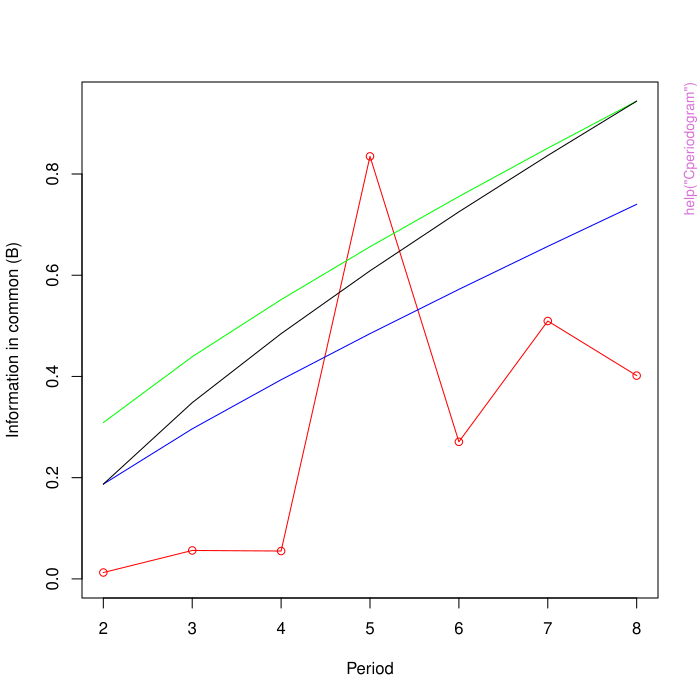

Write R code to recreate this figure.
pkgname <- "adespatial"
source(file.path(R.home("share"), "R", "examples-header.R"))
options(warn = 1)
base::assign(".ExTimings", "adespatial-Ex.timings", pos = 'CheckExEnv')
base::cat("name\tuser\tsystem\telapsed\n", file=base::get(".ExTimings", pos = 'CheckExEnv'))
base::assign(".format_ptime",
function(x) {
  if(!is.na(x[4L])) x[1L] <- x[1L] + x[4L]
  if(!is.na(x[5L])) x[2L] <- x[2L] + x[5L]
  options(OutDec = '.')
  format(x[1L:3L], digits = 7L)
},
pos = 'CheckExEnv')

### * </HEADER>
library('adespatial')

base::assign(".oldSearch", base::search(), pos = 'CheckExEnv')
base::assign(".old_wd", base::getwd(), pos = 'CheckExEnv')
cleanEx()
nameEx("Cperiodogram")
### * Cperiodogram

flush(stderr()); flush(stdout())

base::assign(".ptime", proc.time(), pos = "CheckExEnv")
### Name: Cperiodogram
### Title: Contingency periodogram
### Aliases: Cperiodogram

### ** Examples

# Data from the numerical example of Subsection 12.4.2 of Legendre and Legendre (2012).
test.vec <- c(1,1,2,3,3,2,1,2,3,2,1,1,2,3,3,1)
# Periodogram with tests using the chi-square distribution
res <- Cperiodogram(test.vec)
# Periodogram with permutation tests
res <- Cperiodogram(test.vec, nperm=2000, graph=FALSE)




base::assign(".dptime", (proc.time() - get(".ptime", pos = "CheckExEnv")), pos = "CheckExEnv")
base::cat("Cperiodogram", base::get(".format_ptime", pos = 'CheckExEnv')(get(".dptime", pos = "CheckExEnv")), "\n", file=base::get(".ExTimings", pos = 'CheckExEnv'), append=TRUE, sep="\t")
cleanEx()
nameEx("LCBD.comp")
### * LCBD.comp

flush(stderr()); flush(stdout())

base::assign(".ptime", proc.time(), pos = "CheckExEnv")
### Name: LCBD.comp
### Title: Compute LCBD from any D matrix
### Aliases: LCBD.comp
### Keywords: spatial

### ** Examples


### Example 1
### Compute the Hellinger distance, then the LCBD indices.
if(require("vegan", quietly = TRUE)){
data(mite)
mite.hel = decostand(mite, "hellinger")
mite.D = dist(mite.hel)
out.mite.D = LCBD.comp(mite.D, sqrt.D=FALSE)
}

### Example 2
if(require("ade4", quietly = TRUE) & require("adegraphics", quietly = TRUE)){
data(doubs)
fish.sp = doubs$fish[-8,]   # Fish data; site 8 is removed because no fish were caught

out.comp = beta.div.comp(fish.sp, coef="S", quant=TRUE)

out.fish.D = LCBD.comp(out.comp$D, sqrt.D=TRUE)   # out.comp.D is not Euclidean
out.fish.D$beta
out.fish.Repl = LCBD.comp(out.comp$repl, sqrt.D=TRUE)   # out.comp$repl is not Euclidean
out.fish.Repl$beta
out.fish.AbDiff = LCBD.comp(out.comp$rich, sqrt.D=FALSE)   # out.comp$rich is Euclidean
out.fish.AbDiff$beta

### Plot maps of the LCBD indices
fish.xy = doubs$xy[-8,]   # Geographic coordinates; site 8 removed because no fish were caught

# Map of LCBD indices for %difference dissimilarity
s.value(fish.xy, out.fish.D$LCBD, method="size", symbol = "circle",
col = c("white", "brown"), main = "Doubs fish LCBD, %difference D")

# Map of LCBD indices for replacement component of %difference dissimilarity
s.value(fish.xy, out.fish.Repl$LCBD, method="size", symbol = "circle",
col = c("white", "brown"), main = "Doubs fish replacement LCBD")

# Map of LCBD indices for abundance difference component of %difference dissimilarity
s.value(fish.xy, out.fish.AbDiff$LCBD, method="size", symbol = "circle", 
col = c("white", "brown"), main = "Doubs fish abundance diff. LCBD")
}

## Not run: 
##D ### Example 3
##D ### This example requires packages \code{"betapart"} and \code{"ade4"} for data. 
##D ### For the Baselga-family indices, the same partitioning results are obtained using
##D ### (1) beta.div.comp or (2) beta.pair.abund() of \code{"betapart"} and LCBD.comp()
##D 
##D data(doubs)   # Data available in \code{"ade4"}
##D fish.sp = doubs$fish[-8,]   
##D # Fish data; site 8 is removed because no fish were caught
##D # We use abundance data in this example, not presence-absence data
##D 
##D # Partition into Baselga-family replacement and nestedness components 
##D # using \code{"beta.div.comp"} with the percentage difference index (aka Bray-Curtis)
##D out.comp = beta.div.comp(fish.sp, coef="BS", quant=TRUE)
##D out.comp$part
##D 
##D # Compute the D and component matrices using \code{"beta.pair.abund"}
##D out3 = beta.pair.abund(fish.sp, index.family = "bray")
##D summary(out3)
##D 
##D is.euclid(out3$beta.bray)    # D matrix out3$beta.bray is not Euclidean
##D out3.D = LCBD.comp(out3$beta.bray, sqrt.D=TRUE)
##D out3.D$beta
##D # Compare BDtotal here to BDtotal in out.comp$part (above)
##D 
##D out3.Repl = LCBD.comp(out3$beta.bray.bal, sqrt.D=TRUE)
##D out3.Repl$beta
##D # Compare BDtotal here to RichDiff in out.comp$part (above)
##D 
##D out3.AbDiff = LCBD.comp(out3$beta.bray.gra, sqrt.D=TRUE)
##D out3.AbDiff$beta
##D # Compare BDtotal here to RichDiff/Nes in out.comp$part (above)
## End(Not run)




base::assign(".dptime", (proc.time() - get(".ptime", pos = "CheckExEnv")), pos = "CheckExEnv")
base::cat("LCBD.comp", base::get(".format_ptime", pos = 'CheckExEnv')(get(".dptime", pos = "CheckExEnv")), "\n", file=base::get(".ExTimings", pos = 'CheckExEnv'), append=TRUE, sep="\t")
cleanEx()
nameEx("ScotchWhiskey")
### * ScotchWhiskey

flush(stderr()); flush(stdout())

base::assign(".ptime", proc.time(), pos = "CheckExEnv")
### Name: ScotchWhiskey
### Title: Scotch Whiskey Data Set
### Aliases: ScotchWhiskey
### Keywords: Scotch Whiskey

### ** Examples

data(ScotchWhiskey)
lapply(ScotchWhiskey,ncol)
ScotchWhiskey$nbChar
ScotchWhiskey$listW  ## attr(ScotchWhiskey$listW,"class")
names(ScotchWhiskey)
names(ScotchWhiskey$dist)

plotWhiskey <- function(main) {
    plot(x=ScotchWhiskey$geo@coords[,1L]/1000,
         xlab="Eastings (km)",
         y=ScotchWhiskey$geo@coords[,2L]/1000,
         ylab="Northings (km)",
         main=main,
         type="n",asp=1)
    apply(
        ScotchWhiskey$neighbor@data,1L,
        function(X,coords) {
            segments(
                coords[X[1L],1L]/1000,
                coords[X[1L],2L]/1000,
                coords[X[2L],1L]/1000,
                coords[X[2L],2L]/1000
            )
        },
        coords=ScotchWhiskey$geo@coords
    )
    invisible(NULL)
}

plotWhiskey("Scotch whiskey: peat nose")
cols <- c("blue","orange")
points(ScotchWhiskey$geo@coords/1000,pch=21L,
       bg=cols[ScotchWhiskey$nose[,"peat"]+1L])
legend(x=50,y=1000,legend=c("Has a peat nose","Has no peat nose"),
       pch=21L,pt.bg=rev(cols))

plotWhiskey("Scotch whiskey: soft body")
cols <- c("red","green")
points(ScotchWhiskey$geo@coords/1000,pch=21L,
       bg=cols[ScotchWhiskey$body[,"soft"]+1L])
legend(x=50,y=1000,legend=c("Has a soft body","Has no soft body"),
       pch=21L,pt.bg=rev(cols))

plotWhiskey("Scotch whiskey: spicy palate")
cols <- c("red","green")
points(ScotchWhiskey$geo@coords/1000,pch=21L,
       bg=cols[ScotchWhiskey$palate[,"spice"]+1L])
legend(x=50,y=1000,legend=c("Has a spicy palate","Has no spicy palate"),
       pch=21L,pt.bg=rev(cols))

plotWhiskey("Scotch whiskey: sweet finish")
cols <- c("red","green")
points(ScotchWhiskey$geo@coords/1000,pch=21L,
       bg=cols[ScotchWhiskey$finish[,"sweet"]+1L])
legend(x=50,y=1000,legend=c("Has a sweet finish","Has no sweet finish"),
       pch=21L,pt.bg=rev(cols))

## To visualize (part of) the distance matrices:
as.matrix(ScotchWhiskey$dist$nose)[1:5,1:5]
as.matrix(ScotchWhiskey$dist$body)[1:5,1:5]
as.matrix(ScotchWhiskey$dist$palate)[1:5,1:5]
as.matrix(ScotchWhiskey$dist$finish)[1:5,1:5]

## The data tables:
ScotchWhiskey$colour
head(ScotchWhiskey$nose)
head(ScotchWhiskey$body)
head(ScotchWhiskey$palate)
head(ScotchWhiskey$finish)



base::assign(".dptime", (proc.time() - get(".ptime", pos = "CheckExEnv")), pos = "CheckExEnv")
base::cat("ScotchWhiskey", base::get(".format_ptime", pos = 'CheckExEnv')(get(".dptime", pos = "CheckExEnv")), "\n", file=base::get(".ExTimings", pos = 'CheckExEnv'), append=TRUE, sep="\t")
cleanEx()
nameEx("TBI")
### * TBI

flush(stderr()); flush(stdout())

base::assign(".ptime", proc.time(), pos = "CheckExEnv")
### Name: TBI
### Title: TBI: Difference between multivariate observations at T1 and T2
### Aliases: TBI

### ** Examples

if(require("vegan", quietly = TRUE)) {

## Example 1 -

## Invertebrate communities subjected to insecticide treatment.

## As an example in their paper on Principal Response Curves (PRC method), van den
## Brink & ter Braak (1999) used observations on the abundances of 178 invertebrate
## species (macroinvertebrates and zooplankton) subjected to treatments in 12 mesocosms by
## the insecticide chlorpyrifos. The mesocosms were sampled at 11 occasions. The data,
## available in the {vegan} package, are log-transformed species abundances, ytranformed =
## log(10*y+1).

## The data of survey #4 will be compared to those of survey #11 in this example.
## Survey #4 was carried out one week after the insecticide treatment, whereas the fauna
## of the mesocosms was considered by the authors to have fully recovered from the
## insecticide treatment at survey #11.

data(pyrifos)

## The mesocosms had originally been attributed at random to the treatments. However,
## to facilitate presentation of the results, they will be listed here in order of
## increased insecticide doses: {0, 0, 0, 0, 0.1, 0.1, 0.9, 0.9, 6, 6, 44, 44} micro g/L.

## Select the 12 data rows of surveys 4 and 11 from the data file and reorder them

ord4 = c(38,39,41,47,37,44,40,46,43,48,42,45)

ord11 = c(122,123,125,131,121,128,124,130,127,132,126,129)

## Run the TBI function

res1 <- TBI(pyrifos[ord4,], pyrifos[ord11,], method = "%diff", nperm = 0, test.t.perm = FALSE)

res1$BCD.mat

## Example 2 -

## This example uses the mite data available in vegan. Let us pretend that sites 1-20
## represent T1 and sites 21-40 represent T2.


data(mite)

# Run the TBI function

res2 <- TBI(mite[1:20,], mite[21:40,], method = "%diff", nperm = 0, test.t.perm = FALSE)

summary(res2)

res2$BCD.mat

}



base::assign(".dptime", (proc.time() - get(".ptime", pos = "CheckExEnv")), pos = "CheckExEnv")
base::cat("TBI", base::get(".format_ptime", pos = 'CheckExEnv')(get(".dptime", pos = "CheckExEnv")), "\n", file=base::get(".ExTimings", pos = 'CheckExEnv'), append=TRUE, sep="\t")
cleanEx()
nameEx("Tiahura")
### * Tiahura

flush(stderr()); flush(stdout())

base::assign(".ptime", proc.time(), pos = "CheckExEnv")
### Name: Tiahura
### Title: Tiahura Transect Fish Data Set
### Aliases: Tiahura
### Keywords: Tiahura

### ** Examples

data(Tiahura)

## Compute dissimilary matrix from Jaccard's similarity coefficient:
tiah.jac <- dist.ldc(Tiahura$fish,method = "jaccard")

## Constrained clustering of the fish species:
tiah.chclust <- constr.hclust(tiah.jac, coords=Tiahura$habitat[,"distance"],
                              chron=TRUE)

## Plotting the results
par(mfrow=c(3,1))

## First graph: constrained clusters
par(mar=c(3,6.5,2,2))
dst <- Tiahura$habitat[,"distance"]
plot(NA, xlim=range(dst), ylim=c(0.5,5.5), yaxt="n",
     ylab="Partitions\n\n", xlab="")
parts <- c(2,3,5,7,12)
cols <- c("turquoise", "orange", "chartreuse", "aquamarine", "blue",
          "violet", "pink", "cyan", "green", "red", "cornsilk", "purple")
for(i in 1L:length(parts)) {
  tiah.chclust$coords[,"y"] <- i
  plot(tiah.chclust, parts[i], link=TRUE, lwd=3, hybrids="none",
       lwd.pt=0.5, cex=3, pch=21, plot=FALSE,
       col=cols[round(seq(1,length(cols), length.out=parts[i]))])
}
axis(2, at=1:length(parts), labels=paste(parts,"groups"), las=1)

## Second graph: transect profile
par(mar=c(4,6.5,1,2))
plot(x=dst, y=Tiahura$habitat[,"depth"],
     ylim=c(max(range(Tiahura$habitat[,"depth"])),-300),
     las=1, ylab="Depth\n(cm)\n", xlab="", type="l", lwd=2)
for(i in 1:nrow(Tiahura$reef)) {
  abline(v=Tiahura$reef[i,2], lty=3)
  abline(v=Tiahura$reef[i,3], lty=3)
  if((Tiahura$reef[i,3] - Tiahura$reef[i,2])<100) {
    text(x=(Tiahura$reef[i,2] + Tiahura$reef[i,3])/2, y=2350,
         labels=toupper(Tiahura$reef[i,1]),srt=90,adj=0)
  } else {
    text(x=(Tiahura$reef[i,2] + Tiahura$reef[i,3])/2, y=-150,
         labels=toupper(Tiahura$reef[i,1]))
  }
}

## Third graph: bottom composition
par(mar=c(5,6.5,0,2))
plot(NA,xlim=range(dst), ylim=c(0,1), las=1,
     ylab="Bottom composition\n(proportions)\n", xlab="Distance (m)")
bot <- cbind(0, Tiahura$habitat[,3:10])
for(i in 2:9) bot[,i] <- bot[,i] + bot[,i-1]
cols <- c("", "grey75", "brown", "grey25", "green", "purple",
          "lightgreen", "yellow", "white")
for(i in 2:9)
  polygon(x=c(dst, rev(dst)),y=c(bot[,i], rev(bot[,i-1]))/50,
          col=cols[i])
text(x=c(44, 365, 707, 538, 957, 111, 965),
     y=c(0.05, 0.47, 0.37, 0.58, 0.42, 0.80, 0.88),
     labels=colnames(bot)[2:8], xpd=TRUE)

## Species presence graph set:
plot_slice <- function(sl,split) {
  size <- ceiling(length(Tiahura$species)/split)
  sp_slice <- size*(sl - 1L) + (1L:size)
  image(z=t(as.matrix(Tiahura$fish[,sp_slice])),y=1:nrow(Tiahura$fish),
        x=1:length(sp_slice),zlim=c(0,1),col=c("white","black"),axes=FALSE,
        ylab="",xlab="")
  axis(1L,at=1:length(sp_slice),labels=Tiahura$species[sp_slice],las=2L)
  axis(2L,at=1:nrow(Tiahura$fish),label=rownames(Tiahura$fish),las=1L)
  invisible(NULL)
}
##
par(mar=c(15,5,2,2))
plot_slice(1L,5L)
## plot_slice(2L,5L)
## plot_slice(3L,5L)
## plot_slice(4L,5L)
## plot_slice(5L,5L)




base::assign(".dptime", (proc.time() - get(".ptime", pos = "CheckExEnv")), pos = "CheckExEnv")
base::cat("Tiahura", base::get(".format_ptime", pos = 'CheckExEnv')(get(".dptime", pos = "CheckExEnv")), "\n", file=base::get(".ExTimings", pos = 'CheckExEnv'), append=TRUE, sep="\t")
graphics::par(get("par.postscript", pos = 'CheckExEnv'))
cleanEx()
nameEx("WRperiodogram")
### * WRperiodogram

flush(stderr()); flush(stdout())

base::assign(".ptime", proc.time(), pos = "CheckExEnv")
### Name: WRperiodogram
### Title: Whittaker-Robinson periodogram
### Aliases: WRperiodogram plot.WRperio
### Keywords: multivariate

### ** Examples

 
### 1. Numerical example from Subsection 12.4.1 of Legendre and Legendre (2012)

test.vec <- c(2,2,4,7,10,5,2,5,8,4,1,2,5,9,6,3)

# Periodogram with permutation tests of significance
res <- WRperiodogram(test.vec)
plot(res) # Plot the periodogram

#####

### 2. Simulated data

# Generate a data series with periodic component using Legand's (1958) equation.
# Ref. Legendre and Legendre (2012, eq. 12.8, p. 753)
# x = time points, T = generated period, c = shift of curve, left (+) or right (-)

periodic.component <- function(x,T,c){cos((2*pi/T)*(x+c))}

n <- 500   # corresponds to 125 days with 4 observations per day
# Generate a lunar cycle, 29.5 days (T=118)
moon <- periodic.component(1:n, 118, 59)
# Generate a circadian cycle (T=4)
daily <- periodic.component(1:n, 4, 0)
# Generate an approximate tidal cycle (T=2)
# A real tidal signal would have a period of 12.42 h
tide <- periodic.component(1:n, 2, 0)

# Periodogram of the lunar component only 
res.moon.250 <- WRperiodogram(moon, nperm=0)  # T1=2, T2=n/2=250; no test
res.moon.130 <- WRperiodogram(moon, T2=130, nperm=499)
par(mfrow=c(1,2))
# Plot 2 moon cycles, n = 118*2 = 236 points
plot(moon[1:236], xlab="One time unit = 6 hours") 
plot(res.moon.130, prog=1) # Plot the periodogram

#####

# Add the daily and tidal components, plus a random normal error. With daily (T=4) and 
# tide (T=2), period 4 and its harmonics should have a higher W statistic than period 2
var1 <- daily + tide + rnorm(n, 0, 0.5)
# Plot a portion (40 points) of the data series
# Two periodic components identifiable. Tide (T=2) reinforces the daily signal (T=4)
par(mfrow=c(1,2))
plot(var1[1:40], pch=".", cex=1, xlab="One time unit = 6 hours")
lines(var1[1:40])
# Periodogram of 'var'
res.var1 <- WRperiodogram(var1, T2=40, nperm=499)
plot(res.var1, prog=3, line.col="blue") # Plot the periodogram
# The progressive correction for multiple tests (prog=3) was used in the periodogram.

#####

# Add the three components, plus a random normal error term
# to show that the WRperiodogram can test several periodic components at the same time.
# (5*moon) makes the lunar periods stronger than the daily and tidal periods
var2 <- 5*moon + daily + tide + rnorm(n, 0, 0.5)
# Plot a portion (150 points) of the data series
# The three periodic components are identifiable
par(mfrow=c(1,2))
plot(var2[1:150], pch=".", cex=1, xlab="One time unit = 6 hours")
lines(var2[1:150])

# Periodogram of 'var'
res.var2 <- WRperiodogram(var2, T2=130, nperm=499)
plot(res.var2, prog=1, line.col="blue") # Plot the periodogram
# Find the position of the maximum W statistic value in this periodogram
(which(res.var2[,2] == max(res.var2[,2])) -1)
# "-1" correction at the end of the previous line: the first computed period is T=2, 
# so period #118 is on line #117 of file res.var2

#####

# Illustration that the WR periodogram can handle missing values:
# Replace 10% of the 500 data by NA
select <- sort(sample(1:500)[1:50])
var.na <- var2
var.na[select] <- NA
res.var.na <- WRperiodogram(var.na, T2=130, nperm=499)
# Plot the periodogram with no correction for multiple tests
plot(res.var.na, prog=1)
# Plot periodogram again with progressive correction for multiple tests
plot(res.var.na, prog=3) 

#####

### 3. Data used in the examples of the documentation file of function afc() of {stats}
# Data file "ldeaths"; time series, 6 years x 12 months of deaths in UK hospitals
# First, examine the data file ldeaths. Then:
ld.res.perio <- WRperiodogram(ldeaths, nperm=499)
# Plot the periodogram with two types of corrections for multiple tests
par(mfrow=c(1,2))
plot(ld.res.perio, prog=1) # No correction for multiple testing
plot(ld.res.perio, prog=3) # Progressive correction for multiple tests
# The yearly cycle and harmonics are significant
# Compare the results of afc() to those of WRperiodogram above
acf(ldeaths)   # lag=1.0 is one year; see ?acf




base::assign(".dptime", (proc.time() - get(".ptime", pos = "CheckExEnv")), pos = "CheckExEnv")
base::cat("WRperiodogram", base::get(".format_ptime", pos = 'CheckExEnv')(get(".dptime", pos = "CheckExEnv")), "\n", file=base::get(".ExTimings", pos = 'CheckExEnv'), append=TRUE, sep="\t")
graphics::par(get("par.postscript", pos = 'CheckExEnv'))
cleanEx()
nameEx("aem")
### * aem

flush(stderr()); flush(stdout())

base::assign(".ptime", proc.time(), pos = "CheckExEnv")
### Name: aem
### Title: Construct asymmetric eigenvector maps (AEM)
### Aliases: aem
### Keywords: spatial

### ** Examples

# Construction of object of class nb (spdep)
if(require("spdep", quietly = TRUE)){
nb <- cell2nb(5,5,"queen")

# Create fictitious geographical coordinates 
xy <- cbind(1:25,expand.grid(1:5,1:5))

# Build binary site-by-link matrix
bin.mat <- aem.build.binary(nb,xy)

# Construct AEM eigenfunctions from an object of class aem.build.binary
res <- aem(aem.build.binary=bin.mat,rm.link0=FALSE)
res$values

# Illustrate 4 AEM eigenfunctions using bubble plots
opal <- palette()
palette(c("black","white"))
par(mfrow=c(2,2))
symbols(x=xy[,2:3], circles=abs(res$vectors[,1]), inches=FALSE, asp=1,
 fg=ifelse(sign(-res$vectors[,1])+1>0,1,0), 
 bg=ifelse(sign(res$vectors[,1])+1>0,1,0), xlab="x", ylab="y")
title("AEM 1")
symbols(x=xy[,2:3], circles=abs(res$vectors[,2]), inches=FALSE, 
asp=1, fg=ifelse(sign(-res$vectors[,2])+1>0,1,0),
 bg=ifelse(sign(res$vectors[,2])+1>0,1,0), xlab="x", ylab="y")
title("AEM 2")
symbols(x=xy[,2:3], circles=abs(res$vectors[,3]), inches=FALSE, 
asp=1, fg=ifelse(sign(-res$vectors[,3])+1>0,1,0), 
bg=ifelse(sign(res$vectors[,3])+1>0,1,0), xlab="x", ylab="y")
title("AEM 3")
symbols(x=xy[,2:3], circles=abs(res$vectors[,4]), inches=FALSE, asp=1,
 fg=ifelse(sign(-res$vectors[,4])+1>0,1,0), 
 bg=ifelse(sign(res$vectors[,4])+1>0,1,0), xlab="x", ylab="y")
title("AEM 4")

# Construct AEM eigenfunctions using only a site-by-link matrix
res2 <- aem(binary.mat=bin.mat[[1]])
res2$values

# Illustrate 4 AEM eigenfunctions using bubble plots
par(mfrow=c(2,2))
symbols(x=xy[,2:3], circles=abs(res2$vectors[,1]), inches=FALSE, 
asp=1, fg=ifelse(sign(-res2$vectors[,1])+1>0,1,0), 
bg=ifelse(sign(res2$vectors[,1])+1>0,1,0), xlab="x", ylab="y")
title("AEM 1")
symbols(x=xy[,2:3], circles=abs(res2$vectors[,2]), inches=FALSE,
asp=1, fg=ifelse(sign(-res2$vectors[,2])+1>0,1,0), 
bg=ifelse(sign(res2$vectors[,2])+1>0,1,0), xlab="x", ylab="y")
title("AEM 2")
symbols(x=xy[,2:3], circles=abs(res2$vectors[,3]), inches=FALSE,
asp=1, fg=ifelse(sign(-res2$vectors[,3])+1>0,1,0), 
bg=ifelse(sign(res2$vectors[,3])+1>0,1,0), xlab="x", ylab="y")
title("AEM 3")
symbols(x=xy[,2:3], circles=abs(res2$vectors[,4]), inches=FALSE,asp=1,
 fg=ifelse(sign(-res2$vectors[,4])+1>0,1,0), 
 bg=ifelse(sign(res2$vectors[,4])+1>0,1,0), xlab="x", ylab="y")
title("AEM 4")

palette(opal)

# Construct AEM eigenfunctions with a function of the distance
# as weights to put on the links

# Construction of object of class nb (spdep)
nb<-cell2nb(5,5,"queen")

# Create fictitious geographical coordinates
xy <- cbind(1:25,expand.grid(1:5,1:5))

# Build binary site-by-link matrix
bin.mat <- aem.build.binary(nb,xy)

# Construct a matrix of distances
long.lien.mat<-as.matrix(dist(xy))

# Extract the edges, remove the ones directly linked to site 0
lien.b<-bin.mat$edges[-1:-5,]

# Construct a vector giving the length of each edge
long.lien<-vector(length=nrow(lien.b))

for(i in 1:nrow(lien.b)){
	long.lien[i]<-long.lien.mat[lien.b[i,1],lien.b[i,2]]
}

# Construct a vector of weights based on distance
weight.vec<-1-(long.lien/max(long.lien))^2

# Construct AEM eigenfunctions from an object of class aem.build.binary
res <- aem(aem.build.binary=bin.mat,weight=weight.vec,rm.link0=TRUE)
res

# Computing Moran's I for AEMs

# Building AEMs
xy <- cbind(1:25,expand.grid(1:5,1:5))
Wdist <- 1/as.matrix(dist(xy[,2:3]))

nb <- cell2nb(5,5,"queen")
bin.mat <- aem.build.binary(nb,xy)
linkBase <- bin.mat[[2]]
link <- linkBase[-which(linkBase[,1] == 0),]
weight <- numeric()

for(i in 1:nrow(link)){
   weight[i] <- Wdist[link[i,1],link[i,2]]
}

AEM <- aem(bin.mat, weight = weight, rm.link0 = TRUE)

# Constructing asymmetric matrix
matasym <- matrix(0,ncol=25, nrow=25)

for(i in 1:nrow(link)){
    matasym[link[i,1],link[i,2]]<- weight[i]
}

# Build a listw object from the asymmetric matrix
listwAsym <- mat2listw(matasym)

# Calculate Moran's I for AEM
MoranIAEM <- moran.randtest(AEM$vectors, listwAsym)

}



base::assign(".dptime", (proc.time() - get(".ptime", pos = "CheckExEnv")), pos = "CheckExEnv")
base::cat("aem", base::get(".format_ptime", pos = 'CheckExEnv')(get(".dptime", pos = "CheckExEnv")), "\n", file=base::get(".ExTimings", pos = 'CheckExEnv'), append=TRUE, sep="\t")
graphics::par(get("par.postscript", pos = 'CheckExEnv'))
cleanEx()
nameEx("aem.build.binary")
### * aem.build.binary

flush(stderr()); flush(stdout())

base::assign(".ptime", proc.time(), pos = "CheckExEnv")
### Name: aem.build.binary
### Title: Construct a site-by-edge binary matrix
### Aliases: aem.build.binary
### Keywords: spatial

### ** Examples


### Create an object of class nb (spdep)
if(require("spdep", quietly = TRUE)){
nb<-cell2nb(5,5,"queen")

### Create fictitious geographical coordinates 
xy <- cbind(1:25,expand.grid(1:5,1:5))

### Build a binary site-by-link matrix; remove the site which have identical Y coordinate
### (by default argument: rm.same.y = TRUE)
bin.mat <- aem.build.binary(nb,xy)
str(bin.mat)

### Build a binary site-by-link matrix using the argument link: remove the site which
### have identical Y coordinate (by default argument: rm.same.y = TRUE)
edges<-expand.grid(1,2:25)
bin.mat <- aem.build.binary(coords=xy,link=edges)
str(bin.mat)

### Build a binary site-by-link matrix, making the process affect the points at 
### an angle of 45 degrees
bin.mat.45 <- aem.build.binary(nb,xy, rot.angle=45)
str(bin.mat.45)

### Build a binary site-by-link matrix, making the process affect the points at
### an angle of pi/3 radians
bin.mat.pi3 <- aem.build.binary(nb,xy,unit.angle="radians", rot.angle=pi/3)
str(bin.mat.pi3)
}




base::assign(".dptime", (proc.time() - get(".ptime", pos = "CheckExEnv")), pos = "CheckExEnv")
base::cat("aem.build.binary", base::get(".format_ptime", pos = 'CheckExEnv')(get(".dptime", pos = "CheckExEnv")), "\n", file=base::get(".ExTimings", pos = 'CheckExEnv'), append=TRUE, sep="\t")
cleanEx()
nameEx("aem.time")
### * aem.time

flush(stderr()); flush(stdout())

base::assign(".ptime", proc.time(), pos = "CheckExEnv")
### Name: aem.time
### Title: AEM for time series
### Aliases: aem.time
### Keywords: multivariate spatial

### ** Examples


# Time series containing 20 equispaced observations
out <- aem.time(20, moran = TRUE)

# Time series containing 20 observations with unequal spacing
# Generate (n-1) random interpoint distances
distances <- runif(19,1,5)

# Compute weights representing the ease of communication among points
w <- 1/(distances/max(distances))

# Compute the AEM eigenfunctions
out <- aem.time(20, w = w, moran = TRUE)




base::assign(".dptime", (proc.time() - get(".ptime", pos = "CheckExEnv")), pos = "CheckExEnv")
base::cat("aem.time", base::get(".format_ptime", pos = 'CheckExEnv')(get(".dptime", pos = "CheckExEnv")), "\n", file=base::get(".ExTimings", pos = 'CheckExEnv'), append=TRUE, sep="\t")
cleanEx()
nameEx("aem.weight.edges")
### * aem.weight.edges

flush(stderr()); flush(stdout())

base::assign(".ptime", proc.time(), pos = "CheckExEnv")
### Name: aem.weight.edges
### Title: Weight edges when constructing AEM variables
### Aliases: aem.weight.edges aem.weight.time
### Keywords: spatial ts

### ** Examples


### Time serie example
### Example - 12 dates (days from January 1st of year 1) 
### in a 6-year study starting September 5, 2000
if(require("spdep", quietly = TRUE)){
dates <- as.Date(c(129,269,500,631,864,976,1228,1352,1606,1730,1957,2087),origin="2000/1/1")
autocor.limit <- 522  # Limit of autcorrelation in the correlogram

### Using aem.weight.time()
(wtime <- aem.weight.time(dates, alpha=2, max.d=autocor.limit))
### Using aem.weight.edges()
n <- length(dates)
nb <- cell2nb(1, n)
xy.dates <- cbind(1:n, rep(1, n), dates)
(wtime <- aem.weight.edges(nb, xy.dates, alpha=2, max.d=autocor.limit))

n <- length(dates)
nb <- cell2nb(1, n)
xy.dates <- cbind(1:n, dates, rep(1, n)) ## Note the inversion of 'dates' and 'rep(1,n)'
wtime <- aem.weight.edges(nb, xy.dates, alpha=2, 
max.d=autocor.limit,rot.angle=90) # Note that 'rot.angle=90' was used

### Spatial example using default d.max (notice the warning)
###########################################################################
nb<-cell2nb(5,5,"queen")
xy <- cbind(1:25,expand.grid(1:5,1:5))
(wspace <- aem.weight.edges(nb,xy))
}




base::assign(".dptime", (proc.time() - get(".ptime", pos = "CheckExEnv")), pos = "CheckExEnv")
base::cat("aem.weight.edges", base::get(".format_ptime", pos = 'CheckExEnv')(get(".dptime", pos = "CheckExEnv")), "\n", file=base::get(".ExTimings", pos = 'CheckExEnv'), append=TRUE, sep="\t")
cleanEx()
nameEx("beta.div")
### * beta.div

flush(stderr()); flush(stdout())

base::assign(".ptime", proc.time(), pos = "CheckExEnv")
### Name: beta.div
### Title: Beta diversity computed as Var(Y)
### Aliases: beta.div

### ** Examples


if(require("vegan", quietly = TRUE) & require("adegraphics", quietly = TRUE)){
data(mite)
res = beta.div(mite, "hellinger", nperm=999)

# Plot a map of the LCBD indices using the Cartesian coordinates
data(mite.xy)
s.value(mite.xy, res$LCBD, symbol = "circle", col = c("white", "brown"), main="Map of mite LCBD")

### Example using the mite abundance data and the percentage difference dissimilarity
res = beta.div(mite, "percentdiff", nperm=999, clock=TRUE)

# Plot a map of the LCBD indices
signif = which(res$p.LCBD <= 0.05)	# Which are the significant LCBD indices?
nonsignif = which(res$p.LCBD > 0.05)	# Which are the non-significant LCBD indices?
g1 <- s.value(mite.xy[signif,], res$LCBD[signif], ppoint.alpha = 0.5, plegend.drawKey = FALSE,
 symbol = "circle", col = c("white", "red"), main="Map of mite LCBD (red = significant indices)")
g2 <- s.value(mite.xy[nonsignif,], res$LCBD[nonsignif], ppoint.alpha = 0.5,
symbol = "circle", col = c("white", "blue"))
g2+g1
}




base::assign(".dptime", (proc.time() - get(".ptime", pos = "CheckExEnv")), pos = "CheckExEnv")
base::cat("beta.div", base::get(".format_ptime", pos = 'CheckExEnv')(get(".dptime", pos = "CheckExEnv")), "\n", file=base::get(".ExTimings", pos = 'CheckExEnv'), append=TRUE, sep="\t")
cleanEx()
nameEx("beta.div.comp")
### * beta.div.comp

flush(stderr()); flush(stdout())

base::assign(".ptime", proc.time(), pos = "CheckExEnv")
### Name: beta.div.comp
### Title: Decompose D in replacement and richness difference components
### Aliases: beta.div.comp

### ** Examples


if(require(ade4, quietly = TRUE)){
data(doubs)
fish.sp = doubs$fish[-8,]   # Fish data; site 8 is removed because no fish were caught

# Compute and partition a matrix of Jaccard indices (presence-absence data)
out1 = beta.div.comp(fish.sp, coef="J", quant=FALSE)
out1$part

# Compute and partition a matrix of percentage difference indices
# (quantitative form of Sorensen index)
out2 = beta.div.comp(fish.sp, coef="S", quant=TRUE)
out2$part
# In paragraph Value, see the description of the 5 elements of vector part. 
# Is the fish beta diversity dominated by replacement or richness/abundance difference?
}




base::assign(".dptime", (proc.time() - get(".ptime", pos = "CheckExEnv")), pos = "CheckExEnv")
base::cat("beta.div.comp", base::get(".format_ptime", pos = 'CheckExEnv')(get(".dptime", pos = "CheckExEnv")), "\n", file=base::get(".ExTimings", pos = 'CheckExEnv'), append=TRUE, sep="\t")
cleanEx()
nameEx("chooseCN")
### * chooseCN

flush(stderr()); flush(stdout())

base::assign(".ptime", proc.time(), pos = "CheckExEnv")
### Name: chooseCN
### Title: Function to choose a connection network
### Aliases: chooseCN
### Keywords: spatial utilities

### ** Examples


if(require("ade4", quietly = TRUE)){
data(mafragh)

par(mfrow=c(2,2))
cn1 <- chooseCN(mafragh$xy,ask=FALSE,type=1)
cn2 <- chooseCN(mafragh$xy,ask=FALSE,type=2)
cn3 <- chooseCN(mafragh$xy,ask=FALSE,type=3)
cn4 <- chooseCN(mafragh$xy,ask=FALSE,type=4)

}




base::assign(".dptime", (proc.time() - get(".ptime", pos = "CheckExEnv")), pos = "CheckExEnv")
base::cat("chooseCN", base::get(".format_ptime", pos = 'CheckExEnv')(get(".dptime", pos = "CheckExEnv")), "\n", file=base::get(".ExTimings", pos = 'CheckExEnv'), append=TRUE, sep="\t")
graphics::par(get("par.postscript", pos = 'CheckExEnv'))
cleanEx()
nameEx("constr.hclust")
### * constr.hclust

flush(stderr()); flush(stdout())

base::assign(".ptime", proc.time(), pos = "CheckExEnv")
### Name: constr.hclust
### Title: Space- And Time-Constrained Clustering
### Aliases: constr.hclust

### ** Examples


## First example: Artificial map data from Legendre & Legendre
##                (2012, Fig. 13.26): n = 16

dat <- c(41,42,25,38,50,30,41,43,43,41,30,50,38,25,42,41)
coord.dat <- matrix(c(1,3,5,7,2,4,6,8,1,3,5,7,2,4,6,8,
                      4.4,4.4,4.4,4.4,3.3,3.3,3.3,3.3,
                      2.2,2.2,2.2,2.2,1.1,1.1,1.1,1.1),16,2)

## Obtaining a list of neighbours:
library(spdep)
listW <- nb2listw(tri2nb(coord.dat), style="B")
links.mat.dat <- listw2mat(listW)
neighbors <- listw2sn(listW)[,1:2]

## Calculating the (Euclidean) distance between points:
D.dat <- dist(dat)

## Display the points:
plot(coord.dat, type='n',asp=1)
title("Delaunay triangulation")
text(coord.dat, labels=as.character(as.matrix(dat)), pos=3)
for(i in 1:nrow(neighbors))
    lines(rbind(coord.dat[neighbors[i,1],],
          coord.dat[neighbors[i,2],]))

## Unconstrained clustring by hclust:
grpWD2_hclust <- hclust(D.dat, method="ward.D2")
plot(grpWD2_hclust, hang=-1)

## Clustering without a contiguity constraint;
## the result is represented as a dendrogram:
grpWD2_constr_hclust <- constr.hclust(D.dat, method="ward.D2")
plot(grpWD2_constr_hclust, hang=-1)

## Clustering with a contiguity constraint described by a list of
## links:
grpWD2cst_constr_hclust <-
    constr.hclust(
        D.dat, method="ward.D2",
        neighbors, coord.dat)

## To visualize using hclust's plotting method:
## stats:::plot.hclust(grpWD2cst_constr_hclust, hang=-1)

## Plot the results on a map with k=3 clusters:
plot(grpWD2cst_constr_hclust, k=3, links=TRUE, las=1, xlab="Eastings",
     ylab="Northings", cex=3, lwd=3)

## Generic functions from hclust can be used, for instance to obtain
## a list of members of each cluster:
cutree(grpWD2cst_constr_hclust, k=3)

## Now with k=5 clusters:
plot(grpWD2cst_constr_hclust, k=5, links=TRUE, las=1, xlab="Eastings",
     ylab="Northings", cex=3, lwd=3)
cutree(grpWD2cst_constr_hclust, k=5)

## End of the artificial map example


## Second example: Scotch Whiskey distilleries clustered using tasting
## scores (nose, body, palate, finish, and the four distances combined)
## constrained with respect to the distillery locations in Scotland.

## Documentation file about the Scotch Whiskey data: ?ScotchWhiskey

data(ScotchWhiskey)

## Cluster analyses for the nose, body, palate, and finish D
## matrices:

grpWD2cst_ScotchWhiskey <-
    lapply(
        ScotchWhiskey$dist,    ## A list of distance matrices
        constr.hclust,         ## The function called by function lapply
        links=ScotchWhiskey$neighbors@data,         ## The list of links
        coords=ScotchWhiskey$geo@coords/1000
    )

## The four D matrices (nose, body, palate, finish), represented as
## vectors in the ScotchWiskey data file, are combined as follows to
## produce a single distance matrix integrating all four types of
## tastes:

Dmat <- ScotchWhiskey$dist
ScotchWhiskey[["norm"]] <-
    sqrt(Dmat$nose^2 + Dmat$body^2 + Dmat$palate^2 + Dmat$finish^2)

## This example shows how to apply const.clust to a single D matrix when
## the data file contains several matrices.

grpWD2cst_ScotchWhiskey[["norm"]] <-
    constr.hclust(
        d=ScotchWhiskey[["norm"]],method="ward.D2",
        ScotchWhiskey$neighbors@data,
        coords=ScotchWhiskey$geo@coords/1000
    )

## A fonction to plot the Whiskey clustering results:

plotWhiskey <- function(wh, k) {
   par(fig=c(0,1,0,1))
   plot(grpWD2cst_ScotchWhiskey[[wh]], k=k, links=TRUE, las=1,
        xlab="Eastings (km)", ylab="Northings (km)", cex=0.1, lwd=3,
        main=sprintf("Feature: %s",wh))
   text(ScotchWhiskey$geo@coords/1000,labels=1:length(ScotchWhiskey$geo))
   legend(x=375, y=700, lty=1L, lwd=3, col=rainbow(1.2*k)[1L:k],
          legend=sprintf("Group %d",1:k), cex=1.25)
   SpeyZoom <- list(xlim=c(314.7,342.2), ylim=c(834.3,860.0))
   rect(xleft=SpeyZoom$xlim[1L], ybottom=SpeyZoom$ylim[1L],col="#E6E6E680",
        xright=SpeyZoom$xlim[2L], ytop=SpeyZoom$ylim[2L], lwd=2, lty=1L)
   par(fig=c(0.01,0.50,0.46,0.99), new=TRUE)
   plot(grpWD2cst_ScotchWhiskey[[wh]], xlim=SpeyZoom$xlim,
        ylim=SpeyZoom$ylim, k=k, links=TRUE, las=1, xlab="", ylab="",
        cex=0.1, lwd=3, axes=FALSE)
   text(ScotchWhiskey$geo@coords/1000,labels=1:length(ScotchWhiskey$geo))
   rect(xleft=SpeyZoom$xlim[1L], ybottom=SpeyZoom$ylim[1L],
        xright=SpeyZoom$xlim[2L], ytop=SpeyZoom$ylim[2L], lwd=2, lty=1L)
}

## Plot the clustering results on the map of Scotland for 5 groups.
## The inset map shows the Speyside distilleries in detail:
plotWhiskey("nose", 5L)
plotWhiskey("body", 5L)
plotWhiskey("palate", 5L)
plotWhiskey("finish", 5L)
plotWhiskey("norm", 5L)

## End of the Scotch Whiskey tasting data example

## Not run: 
##D 
##D ## Third example: Fish community composition along the Doubs River,
##D ## France. The sequence is analyzed as a case of chronological
##D ## clustering, substituting space for time.
##D 
##D library(ade4)
##D library(adespatial)
##D data(doubs, package="ade4")
##D Doubs.D <- dist.ldc(doubs$fish, method="hellinger")
##D grpWD2cst_fish <- constr.hclust(Doubs.D, method="ward.D2", chron=TRUE,
##D                                 coords=as.matrix(doubs$xy))
##D plot(grpWD2cst_fish, k=5, las=1, xlab="Eastings (km)",
##D      ylab="Northings (km)", cex=3, lwd=3)
##D 
##D ## Repeat the plot with other values of k (number of groups)
##D 
##D ## End of the Doubs River fish assemblages example
##D 
##D ## Example with 6 connected points, shown in Fig. 2 of Guénard & Legendre paper 
##D 
##D var = c(1.5, 0.2, 5.1, 3.0, 2.1, 1.4)
##D ex.Y = data.frame(var)
##D 
##D ## Site coordinates, matrix xy
##D x.coo = c(-1, -2, -0.5, 0.5, 2, 1)
##D y.coo = c(-2, -1, 0, 0, 1, 2)
##D ex.xy = data.frame(x.coo, y.coo)
##D 
##D ## Matrix of connecting edges E
##D from = c(1,1,2,3,4,3,4)
##D to = c(2,3,3,4,5,6,6)
##D ex.E = data.frame(from, to)
##D 
##D ## Carry out constrained clustering analysis
##D test.out <-
##D     constr.hclust(
##D         dist(ex.Y),       # Response dissimilarity matrix
##D         method="ward.D2", # Clustering method
##D         links=ex.E,       # File of link edges (constraint) E
##D         coords=ex.xy      # File of geographic coordinates
##D     )
##D 
##D par(mfrow=c(1,2))
##D ## Plot the map of the results for k = 3
##D plot(test.out, k=3)
##D ## Plot the dendrogram
##D stats:::plot.hclust(test.out, hang=-1)
##D 
##D 
##D ## Same example modified: disjoint clusters
##D ## Same ex.Y and ex.xy as in the previous example
##D var = c(1.5, 0.2, 5.1, 3.0, 2.1, 1.4)
##D ex.Y = data.frame(var)
##D 
##D ## Site coordinates, matrix xy
##D x.coo = c(-1, -2, -0.5, 0.5, 2, 1)
##D y.coo = c(-2, -1, 0, 0, 1, 2)
##D ex.xy = data.frame(x.coo, y.coo)
##D 
##D ## Matrix of connecting edges E2
##D from = c(1,1,2,4,4)
##D to = c(2,3,3,5,6)
##D ex.E2 = data.frame(from, to)
##D 
##D ## Carry out constrained clustering analysis
##D test.out2 <-
##D     constr.hclust(
##D         dist(ex.Y),       # Response dissimilarity matrix
##D         method="ward.D2", # Clustering method
##D         links=ex.E2,      # File of link edges (constraint) E
##D         coords=ex.xy      # File of geographic coordinates
##D     )
##D cutree(test.out2, k=2)
##D 
##D par(mfrow=c(1,2))
##D ## Plot the map of the results for k = 3
##D plot(test.out2, k=3)
##D ## Plot the dendrogram showing the disconnected groups
##D stats:::plot.hclust(test.out2, hang=-1)
##D axis(2,at=0:ceiling(max(test.out2$height,na.rm=TRUE)))
##D 
##D ## End of the disjoint clusters example
##D 
##D ## Benchmarking example
##D ## Benchmarking can be used to estimate computation time for different
##D ## values of N. 
##D ## Computing time grows with N at roughly the same speed as the memory
##D ## storage requirements to store the dissimilarity matrices.
##D 
##D require(magrittr)
##D require(pryr)
##D 
##D benchmark <- function(nobj) {
##D     # Argument -
##D     # nobj : Number of objects in simulation runs
##D     res <- matrix(NA,length(nobj),3) %>% as.data.frame
##D     colnames(res) <- c("N.objects","Storage (MiB)","Time (sec)")
##D     res[,1L] <- nobj
##D     ## resources <- list()
##D     for(i in 1:length(nobj)) { 
##D         N <- nobj[i]
##D         coords.mem <- cbind(x=runif(N,-1,1),y=runif(N,-1,1))
##D         dat.mem <- runif(N,0,1)
##D         if(i>1L) rm(D.mem) ; gc()
##D         D.mem <- try(dat.mem %>% dist)  #; gc()
##D         if(any(class(D.mem)=="try-error"))
##D             break
##D         neighbors.mem <-
##D             (coords.mem %>%
##D                  tri2nb %>%
##D                  nb2listw(style="B") %>%
##D                  listw2sn)[,1:2]
##D         {start.time = Sys.time()
##D             res.mem <- try(constr.hclust(D.mem, method="ward.D2",
##D                                          neighbors.mem))
##D             end.time = Sys.time()}
##D         if(any(class(res.mem)=="try-error"))
##D             break
##D         res[i,2L] <- (2*object_size(D.mem) + object_size(neighbors.mem) +
##D                           object_size(res.mem))/1048576  # n. bytes per MiB
##D         res[i,3L] <- end.time-start.time
##D     }
##D     res[["N.objects"]] <- as.integer(res[["N.objects"]])
##D     res
##D }
##D res <- benchmark(nobj=c(1000,2000,5000,10000,20000,50000,100000))
##D 
##D ## Plotting the results:
##D ok <- res %>% apply(1L, function(x) !x %>% is.na %>% any)
##D par(mar=c(3,6,2,2),mfrow=c(2L,1L))
##D barplot(height = res[ok,"Time (sec)"], names.arg= res[ok,"N.objects"],
##D         ylab="Time (seconds)\n",xlab="",las=1L,log="y")
##D par(mar=c(5,6,0,2))
##D barplot(height = res[ok,"Storage (MiB)"], names.arg= res[ok,"N.objects"],
##D         ylab="Total storage (MB)\n",xlab="Number of observations",
##D         las=1L,log="y")
##D 
##D ## Examine the output file
##D res
##D 
##D ## End of the benchmarking example
## End(Not run)
## End of examples




base::assign(".dptime", (proc.time() - get(".ptime", pos = "CheckExEnv")), pos = "CheckExEnv")
base::cat("constr.hclust", base::get(".format_ptime", pos = 'CheckExEnv')(get(".dptime", pos = "CheckExEnv")), "\n", file=base::get(".ExTimings", pos = 'CheckExEnv'), append=TRUE, sep="\t")
graphics::par(get("par.postscript", pos = 'CheckExEnv'))
cleanEx()
nameEx("create.dbMEM.model")
### * create.dbMEM.model

flush(stderr()); flush(stdout())

base::assign(".ptime", proc.time(), pos = "CheckExEnv")
### Name: create.dbMEM.model
### Title: Combine dbMEM matrices corresponding to groups of sites
### Aliases: create.dbMEM.model
### Keywords: spatial

### ** Examples

{
 # Generate random coordinates for 35 sites forming 6 distinct groups on the map
 Easting <- runif(35)+c(rep(0,6),rep(1.5,7),rep(3,6), rep(0,5),rep(1.5,5),rep(3,6))
 Northing<- runif(35)+c(rep(2.8,6),rep(2.3,7),rep(2.8,6), rep(0,5),rep(0.5,5),rep(0,6))
 cartesian <- cbind(Easting,Northing)
 rownames(cartesian) <- paste("S",1:nrow(cartesian),sep='')
 nsites.per.group <- c(6,7,6,5,5,6)

 result <- create.dbMEM.model(coord=cartesian, nsites=nsites.per.group)

 # Draw a map to check the coding of the sites into the groups
 site.codes <- unlist(apply(cbind(1:6),1,n=nsites.per.group,function(a,n) rep(a,n[a])))

 col.vec <- c("green3","gray99","orange2","gold1","brown3","gray70")
 plot(cartesian, pch=22, col="black", bg=col.vec[site.codes], cex=2, ylim=c(0,4),asp=1)
 text(cartesian,labels=rownames(cartesian), cex=0.5, pos=3)

 # Examine the staggered matrix of dbMEM eigenfunctions
 # Not run:
 result
}





base::assign(".dptime", (proc.time() - get(".ptime", pos = "CheckExEnv")), pos = "CheckExEnv")
base::cat("create.dbMEM.model", base::get(".format_ptime", pos = 'CheckExEnv')(get(".dptime", pos = "CheckExEnv")), "\n", file=base::get(".ExTimings", pos = 'CheckExEnv'), append=TRUE, sep="\t")
cleanEx()
nameEx("dbmem")
### * dbmem

flush(stderr()); flush(stdout())

base::assign(".ptime", proc.time(), pos = "CheckExEnv")
### Name: dbmem
### Title: dbMEM spatial eigenfunctions
### Aliases: dbmem

### ** Examples

if(require("ade4", quietly = TRUE) & require("adegraphics", quietly = TRUE)){

data(oribatid)
mite <- oribatid$fau      # 70 peat cores, 35 species
mite.xy <- oribatid$xy    # Geographic coordinates of the 70 cores

# Example 1: Compute the MEMs corresponding to all non-null eigenvalues
# thresh=1.012 is the value used in Borcard and Legendre (2002)
mite.dbmem1 <- dbmem(mite.xy, thresh=1.012, MEM.autocor = "non-null", silent = FALSE)
mite.dbmem1

# Print the (n-1) non-null eigenvalues
attributes(mite.dbmem1)$values
# or:  attr(mite.dbmem1, "values")

# Plot the associated spatial weighting matrix
s.label(mite.xy, nb = attr(mite.dbmem1, "listw"))

# Plot maps of the first 3 dbMEM eigenfunctions
s.value(mite.xy, mite.dbmem1[,1:3])

# Compute and test associated Moran's I values
# Eigenvalues are proportional to Moran's I

test <- moran.randtest(mite.dbmem1, nrepet = 99)
plot(test$obs, attr(mite.dbmem1, "values"), xlab = "Moran's I", ylab = "Eigenvalues")

# Decreasing values of Moran's I for the successive MEM.
# The red line is the expected value of Moran's I under H0.

plot(test$obs, xlab="MEM rank", ylab="Moran's I")
abline(h=-1/(nrow(mite.xy) - 1), col="red")

# Example 2: Compute only the MEMs with positive eigenvalues (and positive Moran's I)
mite.dbmem2 <- dbmem(mite.xy, thresh=1.012)
# or:  mite.dbmem2 <- dbmem(dist(mite.xy), thresh=1.012, silent=FALSE)
mite.dbmem2

# Examine the eigenvalues
attributes(mite.dbmem2)$values
# or:  attr(mite.dbmem2, "values")

# Examine (any portion of) the dbmem spatial eigenvectors
tmp <- as.matrix(mite.dbmem2)
tmp[1:10,1:6]
}




base::assign(".dptime", (proc.time() - get(".ptime", pos = "CheckExEnv")), pos = "CheckExEnv")
base::cat("dbmem", base::get(".format_ptime", pos = 'CheckExEnv')(get(".dptime", pos = "CheckExEnv")), "\n", file=base::get(".ExTimings", pos = 'CheckExEnv'), append=TRUE, sep="\t")
cleanEx()
nameEx("directional.response")
### * directional.response

flush(stderr()); flush(stdout())

base::assign(".ptime", proc.time(), pos = "CheckExEnv")
### Name: directional.response
### Title: Directional indices of community change
### Aliases: directional.response

### ** Examples


# Artificial Example
art <- c(1,1,1,0,0,0,
         0,0,0,1,1,0,
         0,0,0,0,0,1)
art.data <- matrix(art, nrow=3, ncol=6, byrow=TRUE)

art.out <- directional.response(art.data, method="overlap",relativize=NULL)

# Real data example: the Doubs River fish data (Verneaux 1973), available in ade4.
# 30 sites, 27 species. No fish had been caught at site 8; remove that site
if(require("ade4", quietly = TRUE)) {

data(doubs)
dim(doubs$fish)   
fish <- doubs$fish[-8,] 
dim(fish)
doubs.out <- directional.response(fish, method="gain", relativize="S")
}




base::assign(".dptime", (proc.time() - get(".ptime", pos = "CheckExEnv")), pos = "CheckExEnv")
base::cat("directional.response", base::get(".format_ptime", pos = 'CheckExEnv')(get(".dptime", pos = "CheckExEnv")), "\n", file=base::get(".ExTimings", pos = 'CheckExEnv'), append=TRUE, sep="\t")
cleanEx()
nameEx("dist.ldc")
### * dist.ldc

flush(stderr()); flush(stdout())

base::assign(".ptime", proc.time(), pos = "CheckExEnv")
### Name: dist.ldc
### Title: Dissimilarity matrices for community composition data
### Aliases: dist.ldc

### ** Examples


if(require("vegan", quietly = TRUE)) {
data(mite)
mat1  = as.matrix(mite[1:10, 1:15])   # No column has a sum of 0
mat2 = as.matrix(mite[61:70, 1:15])   # 7 of the 15 columns have a sum of 0

#Example 1: compute Hellinger distance for mat1
D.out = dist.ldc(mat1,"hellinger")

#Example 2: compute chi-square distance for mat2
D.out = dist.ldc(mat2,"chisquare")

#Example 3: compute percentage difference dissimilarity for mat2
D.out = dist.ldc(mat2,"percentdiff")

}





base::assign(".dptime", (proc.time() - get(".ptime", pos = "CheckExEnv")), pos = "CheckExEnv")
base::cat("dist.ldc", base::get(".format_ptime", pos = 'CheckExEnv')(get(".dptime", pos = "CheckExEnv")), "\n", file=base::get(".ExTimings", pos = 'CheckExEnv'), append=TRUE, sep="\t")
cleanEx()
nameEx("envspace.test")
### * envspace.test

flush(stderr()); flush(stdout())

base::assign(".ptime", proc.time(), pos = "CheckExEnv")
### Name: envspace.test
### Title: Perform a test of the shared space-environment fraction of a
###   variation partitioning using torus-translation (TT) or Moran Spectral
###   Randomisation (MSR)
### Aliases: envspace.test
### Keywords: spatial

### ** Examples

## Not run: 
##D if(require(vegan)) { 
##D # Illustration of the test of the SSEF on the oribatid mite data
##D # (Borcard et al. 1992, 1994 for details on the dataset):
##D # Community data (response matrix):
##D data(mite)
##D # Hellinger-transformation of the community data (Legendre and Gallagher 2001):
##D Y <- decostand(mite, method = "hellinger")
##D # Environmental explanatory dataset:
##D data(mite.env)
##D # We only use two numerical explanatory variables:
##D env <- mite.env[, 1:2]
##D dim(Y)
##D dim(env)
##D # Coordinates of the 70 sites:
##D data(mite.xy)
##D coord <- mite.xy
##D 
##D ### Building a list of candidate spatial weighting matrices (SWMs) for the 
##D ### optimisation of the SWM selection, separately for 'Y' and 'env':
##D # We create five candidate SWMs: a connectivity matrix based on a Gabriel graphs, on
##D # a minimum spanning tree (i.e., two contrasted graph-based SWMs), either
##D # not weighted, or weighted by a linear function decreasing with the distance),
##D # and a distance-based SWM corresponding to the connectivity and weighting
##D # criteria of the original PCNM method:
##D candidates <- listw.candidates(coord, nb = c("gab", "mst", "pcnm"), weights = c("binary",
##D                                                                                 "flin"))
##D ### Optimisation of the selection of a SWM:
##D # SWM for 'Y' (based on the best forward-selected subset of MEM variables):
##D modsel.Y <- listw.select(Y, candidates, method = "FWD", MEM.autocor = "positive",
##D                          p.adjust = TRUE)
##D                          
##D names(candidates)[modsel.Y$best.id]                 # Best SWM selected
##D modsel.Y$candidates$Pvalue[modsel.Y$best.id]        # Adjusted p-value of the global model
##D modsel.Y$candidates$N.var[modsel.Y$best.id]         # Nb of forward-selected MEM variables
##D modsel.Y$candidates$R2Adj.select[modsel.Y$best.id]  # Adjusted R2 of the selected MEM var.
##D 
##D # SWM for 'env' (method = "global" for the optimisation, as all MEM variables are required
##D # to use MSR):
##D modsel.env <- listw.select(env, candidates, method = "global", MEM.autocor = "positive",
##D                            p.adjust = TRUE)
##D 
##D names(candidates)[modsel.env$best.id]                  # Best SWM selected
##D modsel.env$candidates$Pvalue[modsel.env$best.id]       # Adjusted p-value of the global model
##D modsel.env$candidates$N.var[modsel.env$best.id]        # Nb of forward-selected MEM variables
##D modsel.env$candidates$R2Adj.select[modsel.env$best.id] # Adjusted R2 of the selected MEM var.
##D 
##D ### We perform the variation partitioning:
##D # Subset of selected MEM variables within the best SWM:
##D MEM.spe <- modsel.Y$best$MEM.select
##D 
##D VP <- varpart(Y, env, MEM.spe)
##D plot(VP)
##D 
##D # Test of the shared space-environment fraction (fraction [b]):
##D SSEF.test <- envspace.test(Y, env, coord, MEM.spe, 
##D                            listw.env = candidates[[modsel.env$best.id]], 
##D                            regular = FALSE, nperm = 999)
##D SSEF.test
##D 
##D # The SSEF is highly significant, indicating a potential induced spatial dependence.
##D }
## End(Not run)



base::assign(".dptime", (proc.time() - get(".ptime", pos = "CheckExEnv")), pos = "CheckExEnv")
base::cat("envspace.test", base::get(".format_ptime", pos = 'CheckExEnv')(get(".dptime", pos = "CheckExEnv")), "\n", file=base::get(".ExTimings", pos = 'CheckExEnv'), append=TRUE, sep="\t")
cleanEx()
nameEx("forward.sel")
### * forward.sel

flush(stderr()); flush(stdout())

base::assign(".ptime", proc.time(), pos = "CheckExEnv")
### Name: forward.sel
### Title: Forward selection with multivariate Y using permutation under
###   reducel model
### Aliases: forward.sel
### Keywords: multivariate

### ** Examples


x <- matrix(rnorm(30),10,3)
y <- matrix(rnorm(50),10,5)
    
forward.sel(y,x,nperm=99, alpha = 0.5)
 



base::assign(".dptime", (proc.time() - get(".ptime", pos = "CheckExEnv")), pos = "CheckExEnv")
base::cat("forward.sel", base::get(".format_ptime", pos = 'CheckExEnv')(get(".dptime", pos = "CheckExEnv")), "\n", file=base::get(".ExTimings", pos = 'CheckExEnv'), append=TRUE, sep="\t")
cleanEx()
nameEx("forward.sel.par")
### * forward.sel.par

flush(stderr()); flush(stdout())

base::assign(".ptime", proc.time(), pos = "CheckExEnv")
### Name: forward.sel.par
### Title: Parametric forward selection of explanatory variables in
###   regression and RDA
### Aliases: forward.sel.par
### Keywords: multivariate

### ** Examples


x <- matrix(rnorm(30),10,3)
y <- matrix(rnorm(50),10,5)
    
forward.sel.par(y,x, alpha = 0.5)
 



base::assign(".dptime", (proc.time() - get(".ptime", pos = "CheckExEnv")), pos = "CheckExEnv")
base::cat("forward.sel.par", base::get(".format_ptime", pos = 'CheckExEnv')(get(".dptime", pos = "CheckExEnv")), "\n", file=base::get(".ExTimings", pos = 'CheckExEnv'), append=TRUE, sep="\t")
cleanEx()
nameEx("give.thresh")
### * give.thresh

flush(stderr()); flush(stdout())

base::assign(".ptime", proc.time(), pos = "CheckExEnv")
### Name: give.thresh
### Title: Compute the maximum distance of the minimum spanning tree based
###   on a distance matrix
### Aliases: give.thresh

### ** Examples

xy <- matrix(rnorm(60),30,2)
dxy <- dist(xy)
th <- give.thresh(dxy)



base::assign(".dptime", (proc.time() - get(".ptime", pos = "CheckExEnv")), pos = "CheckExEnv")
base::cat("give.thresh", base::get(".format_ptime", pos = 'CheckExEnv')(get(".dptime", pos = "CheckExEnv")), "\n", file=base::get(".ExTimings", pos = 'CheckExEnv'), append=TRUE, sep="\t")
cleanEx()
nameEx("global.rtest")
### * global.rtest

flush(stderr()); flush(stdout())

base::assign(".ptime", proc.time(), pos = "CheckExEnv")
### Name: global.rtest
### Title: Global and local tests
### Aliases: global.rtest local.rtest
### Keywords: multivariate spatial

### ** Examples



# wait for a generic dataset





base::assign(".dptime", (proc.time() - get(".ptime", pos = "CheckExEnv")), pos = "CheckExEnv")
base::cat("global.rtest", base::get(".format_ptime", pos = 'CheckExEnv')(get(".dptime", pos = "CheckExEnv")), "\n", file=base::get(".ExTimings", pos = 'CheckExEnv'), append=TRUE, sep="\t")
cleanEx()
nameEx("listw.candidates")
### * listw.candidates

flush(stderr()); flush(stdout())

base::assign(".ptime", proc.time(), pos = "CheckExEnv")
### Name: listw.candidates
### Title: Function to create a list of spatial weighting matrices
### Aliases: listw.candidates
### Keywords: spatial

### ** Examples

### Create 100 random sampling locations in a squared grid of 120 x 120:
xy <- matrix(nrow = 100, ncol = 2)
xy[, 1] <- sample(c(1:120), 100, replace = FALSE)
xy[, 2] <- sample(c(1:120), 100, replace = FALSE)
### The function listw.candidates is used to build the spatial weighting matrices that
### we want to test and compare (with the listw.select function). We test a Gabriel's graph, 
### a minimum spanning tree, and a distance-based connectivity defined by a threshold
### distance corresponding to the smallest distance keeping all sites connected (i.e., 
### the defaut value of d2). These connectivity matrices are then either not weighted 
### (binary weighting), or weighted by the linearly decreasing function:
candidates <- listw.candidates(coord = xy, nb = c("gab", "mst", "dnear"), 
                               weights = c("binary", "flin"))
names(candidates)                              
plot(candidates[[1]], xy)
plot(candidates[[3]], xy)
### Construction of a different list of spatial weighting matrices. This time, the
### connexions are defined by a distance-based criterion based on the same threshold
### value, but the connections are weighted by the concave-down function with a y parameter
### varying between 2 and 5, and a concave-up function with a y parametre of 0.2.
candidates2 <- listw.candidates(coord = xy, nb = "dnear", weights = c("fdown", "fup"),
                                y_fdown = 1:5, y_fup = 0.2)
### Number of spatial weighting matrices generated:
length(candidates2) 
### A single SWM can also easily be generated with listw.candidates:
lw <- listw.candidates(xy, nb = "gab", weights = "bin")
plot(lw[[1]], xy)

### Generating MEM variables from an object of listw.candidates with scores.listw:
MEM <- scores.listw(lw[[1]])
### See functions mem.select and listw.select for examples of how to use an object
### created by listw.candidates with these functions.





base::assign(".dptime", (proc.time() - get(".ptime", pos = "CheckExEnv")), pos = "CheckExEnv")
base::cat("listw.candidates", base::get(".format_ptime", pos = 'CheckExEnv')(get(".dptime", pos = "CheckExEnv")), "\n", file=base::get(".ExTimings", pos = 'CheckExEnv'), append=TRUE, sep="\t")
cleanEx()
nameEx("listw.explore")
### * listw.explore

flush(stderr()); flush(stdout())

base::assign(".ptime", proc.time(), pos = "CheckExEnv")
### Name: listw.explore
### Title: Interactive tool to generate R code that creates a spatial
###   weighting matrix
### Aliases: listw.explore

### ** Examples

## Not run: 
##D ## a matrix or an object of class 'Spatial*' should be in the global environment
##D xy <- matrix(rnorm(50), 25)
##D listw.explore()
## End(Not run)



base::assign(".dptime", (proc.time() - get(".ptime", pos = "CheckExEnv")), pos = "CheckExEnv")
base::cat("listw.explore", base::get(".format_ptime", pos = 'CheckExEnv')(get(".dptime", pos = "CheckExEnv")), "\n", file=base::get(".ExTimings", pos = 'CheckExEnv'), append=TRUE, sep="\t")
cleanEx()
nameEx("listw.select")
### * listw.select

flush(stderr()); flush(stdout())

base::assign(".ptime", proc.time(), pos = "CheckExEnv")
### Name: listw.select
### Title: Function to optimize the selection of a spatial weighting matrix
###   and select the best subset of eigenvectors (MEM, Moran's Eigenvector
###   Maps)
### Aliases: listw.select
### Keywords: spatial

### ** Examples

## Not run: 
##D if(require(spdep)) {
##D ### Create a grid of 15 x 15:
##D grid <- expand.grid(x = seq(1, 15, 1), y = seq(1, 15, 1))
##D ### Generate a response variable Y structured at broad scale by linear combination of
##D ### the first three MEM variables to which a normal noise is added:
##D nb <- cell2nb(nrow = 15, ncol = 15, "queen")
##D lw <- nb2listw(nb, style = "B")
##D MEM <- scores.listw(lw, MEM.autocor = "positive")
##D # Degree of spatial autocorrelation:
##D intensity <- 0.8
##D Y_space <- scale(MEM[, 1] + MEM[, 2] + MEM[, 3]) * intensity
##D Y_noise <- scale(rnorm(n = nrow(MEM), mean = 0, sd = 1)) * (1 - intensity)
##D Y <- Y_space + Y_noise
##D ### Y is sampled in 100 randomly-chosen sites of the grid:
##D idx.sample <- sample(c(1:nrow(grid)), 100, replace = FALSE)
##D xy <- grid[idx.sample, ]
##D Y_sampled <- Y[idx.sample]
##D ### The function listw.candidates is used to build the spatial weighting matrices that
##D ### we want to test and compare (with the listw.select function). We test a Gabriel's graph,
##D ### a minimum spanning tree, and a distance-based connectivity defined by a threshold
##D ### distance corresponding to the smallest distance keeping all sites connected (i.e.,
##D ### the defaut value of d2; see help of function listw.candidates).
##D ### These connectivity matrices are then either not weighted (binary weighting), or
##D ### weighted by the linearly decreasing function (see help of the function listw.candidates):
##D candidates <- listw.candidates(coord = xy, nb = c("gab", "mst"), weights = c("binary", "flin"))
##D ### Number of candidate W matrices generated:
##D nbw <- length(candidates)
##D ### Significance threshold value after p-value correction (Sidak correction):
##D 1 - (1 - 0.05)^(1/nbw)
##D ### Optimization of the selection of the SWM among the candidates generated above,
##D ### using the corrected significance threshold calculated above for the global tests:
##D W_sel <- listw.select(Y_sampled, candidates, MEM.autocor = "positive", method = "FWD",
##D                     p.adjust = TRUE, nperm = 299)
##D ### Some characteristics of the best spatial model:
##D # Best SWM:
##D W_sel$best.id
##D # Selected subset of spatial predictor within the best SWM:
##D W_sel$best$MEM.select
##D nrow(W_sel$best$summary)
##D # Corrected p-value of the global test of the best SWM:
##D W_sel$best$global.test$Pvalue
##D # Adjusted R2 of the subset of spatial predictors selected within the chosen SWM:
##D max(W_sel$best$summary$R2Adj)
##D # p-values of all the tested W matrices:
##D W_sel$candidates$Pvalue
##D # Adjusted R2 of the subset of spatial predictors selected for all the significant
##D # W matrices:
##D W_sel$candidates$R2Adj.select
##D 
##D # See Appendix S3 of Bauman et al. 2018 for more extensive examples and illustrations.
##D }
## End(Not run)




base::assign(".dptime", (proc.time() - get(".ptime", pos = "CheckExEnv")), pos = "CheckExEnv")
base::cat("listw.select", base::get(".format_ptime", pos = 'CheckExEnv')(get(".dptime", pos = "CheckExEnv")), "\n", file=base::get(".ExTimings", pos = 'CheckExEnv'), append=TRUE, sep="\t")
cleanEx()
nameEx("mem")
### * mem

flush(stderr()); flush(stdout())

base::assign(".ptime", proc.time(), pos = "CheckExEnv")
### Name: scores.listw
### Title: Function to compute and manage Moran's Eigenvector Maps (MEM) of
###   a listw object
### Aliases: scores.listw mem orthobasis.listw [.orthobasisSp
### Keywords: spatial

### ** Examples


if(require("ade4", quietly = TRUE) & require("spdep", quietly = TRUE)){
data(oribatid)
nbtri <- tri2nb(as.matrix(oribatid$xy))
sc.tri <- scores.listw(nb2listw(nbtri, style = "B"))
summary(sc.tri)
}
if(require("adegraphics", quietly = TRUE)){
s.value(oribatid$xy,sc.tri[,1:9])
plot(sc.tri[,1:6], oribatid$xy, pSp.cex = 5, pSp.alpha = 0.5, pbackground.col = 'lightblue')
}




base::assign(".dptime", (proc.time() - get(".ptime", pos = "CheckExEnv")), pos = "CheckExEnv")
base::cat("mem", base::get(".format_ptime", pos = 'CheckExEnv')(get(".dptime", pos = "CheckExEnv")), "\n", file=base::get(".ExTimings", pos = 'CheckExEnv'), append=TRUE, sep="\t")
cleanEx()
nameEx("mem.select")
### * mem.select

flush(stderr()); flush(stdout())

base::assign(".ptime", proc.time(), pos = "CheckExEnv")
### Name: mem.select
### Title: Selection of the best subset of spatial eigenvectors (MEM,
###   Moran's Eigenvector Maps)
### Aliases: mem.select
### Keywords: spatial

### ** Examples

if(require(vegan)){ 
# Illustration of the MIR selection on the oribatid mite data
# (Borcard et al. 1992, 1994 for details on the dataset):
# *******************************************************
# Community data (response matrix):
data(mite)
# We will compute the example on a single species:
spe <- mite[, 2]
# Environmental explanatory dataset:
data(mite.env)
# We only use two numerical explanatory variables:
env <- mite.env[, 1:2]
dim(env)
# Coordinates of the 70 sites:
data(mite.xy)
coord <- mite.xy
# We build the model we are interested in:
mod <- lm(spe ~ ., data = env)


# In order to avoid possible type I error rate inflation issues, we check 
# whether the model residuals are independent, and if they are spatially
# autocorrelated, we select a small subset of MEM variables to add to the
# model as covariables with the MIR selection:

# 1) We build a spatial weighting matrix based on Gabriel graph with a
# weighting function decreasing linearly with the distance:
w <- listw.candidates(coord, nb = "gab", weights = "flin")


# 2) We test the spatial autocorrelation of the model residuals and, if
# necessary, select a subset of spatial predictors:
y <- residuals(mod)
MEM <- mem.select(x = y, listw = w[[1]], method = "MIR", MEM.autocor = "positive",
         nperm = 999, alpha = 0.05)
dim(MEM$MEM.select)
# The residuals of the model presented spatial autocorrelation. The selection
# of MEM variables is thus performed to remove residual autocorrelation.

# 3) We can reconstruct our model adding the selected MEM variable as covariables:
env2 <- cbind(env, MEM$MEM.select)
mod_complete <- lm(spe ~ ., data = env2)
summary(mod_complete)$coefficient[, 1]   # Coefficient estimates
summary(mod_complete)$coefficient[, 2]   # Standard errors
}





base::assign(".dptime", (proc.time() - get(".ptime", pos = "CheckExEnv")), pos = "CheckExEnv")
base::cat("mem.select", base::get(".format_ptime", pos = 'CheckExEnv')(get(".dptime", pos = "CheckExEnv")), "\n", file=base::get(".ExTimings", pos = 'CheckExEnv'), append=TRUE, sep="\t")
cleanEx()
nameEx("mfpa")
### * mfpa

flush(stderr()); flush(stdout())

base::assign(".ptime", proc.time(), pos = "CheckExEnv")
### Name: mfpa
### Title: Multi-frequential periodogram analysis
### Aliases: mfpa plot.mfpa print.mfpa

### ** Examples


### Example 1

# Simulate data with frequencies 2.3 and 6.1 and a random component, n = 100. 
# No trend, no autocorrelated residuals.

y <- as.matrix(0.4*(sin(2.3*2*pi*(1:100)/100)) +
0.4*(sin(6.1*2*pi*(1:100)/100)) + 0.2*rnorm(100))

res <- mfpa(y, MaxNFreq = 2, MinFreq = 2, ntrend = 0, nlags = 0)

# Compute the periods associated with the two periodic components. Each
# frequency in element $frequencies is a number of cycles in the whole series.
# The periods are expressed in numbers of time intervals of the data series. In
# this example, if the data are measured every min, the periods are in min.

periods <- 100/res$frequencies$frequency 

# Draw the data series and the fitted (or predicted) values

plot(res)

### Example 2

# Generate hourly periodic data with tide signal (tide period T = 12.42 h)
# during 1 year, hence 24*365 = 8760 hourly data. See
# https://en.wikipedia.org/wiki/Tide.

# In this simulation, constant (c = 0) puts the maximum value of the cosine at
# midnight on the first day of the series.

periodic.component <- function(x, T, c) cos((2*pi/T)*(x+c))

tide.h <- periodic.component(1:8760, 12.42, 0)

# The number of tides in the series is: 8760/12.42 = 705.314 tidal cycles
# during one year.

# Sample the hourly data series once a day at 12:00 noon every day. The
# periodic signal to be detected has a period smaller then the interval between
# consecutive observations and its frequency is larger than (n-1). The sequence
# of sampling hours for the tide.h data is:

h.noon <- seq(12, 8760, 24) 
tide.data <- tide.h[h.noon]
length(tide.data)   

# The series contains 365 sampling units

# Compute Dutilleul's multi-frequential periodogram

res.noon <- mfpa(tide.data, MaxNFreq = 1, MinFreq = 2, ntrend = 1, nlags = 2)

# Examine the frequency detected by the periodogram, element
# res.noon$frequencies. This is a harmonic of the tide signal in the original
# data series tide.h.

# Compute the period of the signal in the data series sampled hourly:

period <- 365/res.noon$frequencies$frequency

# Draw the data series and the adjusted values

plot(res.noon)

# Repeat this analysis after addition of random noise to the tide data

tide.noise <- tide.data + rnorm(365, 0, 0.25)

res.noise <- mfpa(tide.noise, MaxNFreq = 1, MinFreq = 2, ntrend = 1, nlags = 2)

plot(res.noise)




base::assign(".dptime", (proc.time() - get(".ptime", pos = "CheckExEnv")), pos = "CheckExEnv")
base::cat("mfpa", base::get(".format_ptime", pos = 'CheckExEnv')(get(".dptime", pos = "CheckExEnv")), "\n", file=base::get(".ExTimings", pos = 'CheckExEnv'), append=TRUE, sep="\t")
cleanEx()
nameEx("moran.bounds")
### * moran.bounds

flush(stderr()); flush(stdout())

base::assign(".ptime", proc.time(), pos = "CheckExEnv")
### Name: moran.bounds
### Title: Function to compute extreme values of Moran's I
### Aliases: moran.bounds
### Keywords: spatial

### ** Examples


if(require("ade4", quietly = TRUE)){
 if(require("spdep", quietly = TRUE)){
     data(oribatid)
     nbtri <- tri2nb(as.matrix(oribatid$xy))
     lwB <- nb2listw(nbtri, style = "B")
     lwW <- nb2listw(nbtri, style = "W")
     scB <- mem(lwB)
     scW <- mem(lwW)
     moran.bounds(lwB)
     moran.mc(scB[,1], lwB, 9)
     moran.mc(scB[,69], lwB, 9)
     moran.bounds(lwW)
     moran.mc(scW[,1], lwW, 9)
     moran.mc(scW[,69], lwW, 9)
 }
}




base::assign(".dptime", (proc.time() - get(".ptime", pos = "CheckExEnv")), pos = "CheckExEnv")
base::cat("moran.bounds", base::get(".format_ptime", pos = 'CheckExEnv')(get(".dptime", pos = "CheckExEnv")), "\n", file=base::get(".ExTimings", pos = 'CheckExEnv'), append=TRUE, sep="\t")
cleanEx()
nameEx("moran.randtest")
### * moran.randtest

flush(stderr()); flush(stdout())

base::assign(".ptime", proc.time(), pos = "CheckExEnv")
### Name: moran.randtest
### Title: Function to compute Moran's index of spatial autocorrelation
### Aliases: moran.randtest
### Keywords: spatial

### ** Examples


if(require("ade4", quietly = TRUE)  & require("spdep", quiet = TRUE)){
data(mafragh)
tests <- moran.randtest(mafragh$env, nb2listw(mafragh$nb))
tests
plot(tests)

}




base::assign(".dptime", (proc.time() - get(".ptime", pos = "CheckExEnv")), pos = "CheckExEnv")
base::cat("moran.randtest", base::get(".format_ptime", pos = 'CheckExEnv')(get(".dptime", pos = "CheckExEnv")), "\n", file=base::get(".ExTimings", pos = 'CheckExEnv'), append=TRUE, sep="\t")
cleanEx()
nameEx("moranNP.randtest")
### * moranNP.randtest

flush(stderr()); flush(stdout())

base::assign(".ptime", proc.time(), pos = "CheckExEnv")
### Name: moranNP.randtest
### Title: Function to compute positive and negative parts of Moran's index
###   of spatial autocorrelation
### Aliases: moranNP.randtest
### Keywords: spatial

### ** Examples

if(require("ade4", quietly = TRUE)  & require("spdep", quiet = TRUE)){
data(mafragh)
tests <- moranNP.randtest(mafragh$env[,1], nb2listw(mafragh$nb),
 alter = "two-sided", p.adjust.method = "holm")
tests
moran.randtest(mafragh$env[,1], nb2listw(mafragh$nb))$obs
sum(tests$obs)
}




base::assign(".dptime", (proc.time() - get(".ptime", pos = "CheckExEnv")), pos = "CheckExEnv")
base::cat("moranNP.randtest", base::get(".format_ptime", pos = 'CheckExEnv')(get(".dptime", pos = "CheckExEnv")), "\n", file=base::get(".ExTimings", pos = 'CheckExEnv'), append=TRUE, sep="\t")
cleanEx()
nameEx("mspa")
### * mspa

flush(stderr()); flush(stdout())

base::assign(".ptime", proc.time(), pos = "CheckExEnv")
### Name: mspa
### Title: Multi-Scale Pattern Analysis
### Aliases: mspa print.mspa scatter.mspa
### Keywords: multivariate spatial

### ** Examples



####################################
### using oribatib mites dataset ###
####################################

if(require("ade4", quietly = TRUE)){
## load data
data(oribatid)

## get the list of spatial weights
cn <- chooseCN(oribatid$xy, res = "listw", ask = FALSE, type = 1)

## Hellinger transformation
hellTrans <- function(X){
  if (!( is.matrix(X) | is.data.frame(X) )) stop("Object is not a matrix.")  
  if (any(is.na(X))) stop("na entries in table.")
  
  sumRow <- apply(X,1,sum)
  Y <- X/sumRow
  Y <- sqrt(Y)
  
  return(Y)
}


## ENVIRONMENTAL VARIABLES ##
## Hill and Smith analysis for environmental variables
## (for a mixture of quantitative / qualitative variables)
hsEnv <- dudi.hillsmith(oribatid$envir,scannf=FALSE)

## detrending of the analysis (residuals of regression onto xy coordinates)
hsEnv.detr <- pcaivortho(hsEnv,oribatid$xy,scannf=FALSE)

## MSPA of the detrended analysis
mspaEnv <- mspa(hsEnv.detr,cn,scannf=FALSE,nf=2)
scatter(mspaEnv)



## SPECIES DATA ##
## PCA of species abundances, after Hellinger transformation
pcaFau <- dudi.pca(hellTrans(oribatid$fau),scale=FALSE,scannf=FALSE)

## detrending of this PCA
pcaFau.detr <- pcaivortho(pcaFau,oribatid$xy,scannf=FALSE)

# MSPA of the detrended analysis
mspaFau <- mspa(pcaFau.detr,cn,scannf=FALSE,nf=2)
scatter(mspaFau)



## CANONICAL MSPA ##
## RDA species ~ envir
## (species abundances predicted by environment)
## note: RDA = 'PCAIV' (PCA with Instrumental Variables)
rda1 <- pcaiv(dudi=pcaFau.detr, df=oribatid$envir,scannf=FALSE,nf=2)

## canonical MSPA (species predicted by environment)
mspaCan1 <- mspa(dudi=rda1, lw=cn, scannf=FALSE, nf=2)
scatter(mspaCan1)

## same analysis, using a non-parametric centring
mspaCan1NP <- mspa(dudi=rda1, lw=cn, scannf=FALSE, nf=2,cent="sim",nper=999)
scatter(mspaCan1NP) # basically no change



## PARTIAL CANONICAL MSPA ##
## partial RDA species ~ envir
## (species abundances not predicted by environment)
rda2 <- pcaivortho(dudi=pcaFau.detr,df=oribatid$envir,scannf=FALSE,nf=2)

## partial canonical MSPA
mspaCan2 <- mspa(dudi=rda2, lw=cn, scannf=FALSE, nf=2)
scatter(mspaCan2) # nothing left
}



base::assign(".dptime", (proc.time() - get(".ptime", pos = "CheckExEnv")), pos = "CheckExEnv")
base::cat("mspa", base::get(".format_ptime", pos = 'CheckExEnv')(get(".dptime", pos = "CheckExEnv")), "\n", file=base::get(".ExTimings", pos = 'CheckExEnv'), append=TRUE, sep="\t")
cleanEx()
nameEx("msr.4thcorner")
### * msr.4thcorner

flush(stderr()); flush(stdout())

base::assign(".ptime", proc.time(), pos = "CheckExEnv")
### Name: msr.4thcorner
### Title: Moran spectral randomization for fourth-corner analysis
### Aliases: msr.4thcorner
### Keywords: spatial

### ** Examples


if(require("ade4", quietly = TRUE) & require("adephylo", quietly = TRUE)
& require("spdep", quietly = TRUE) & require("ape", quietly = TRUE)){
data(mafragh, package = "ade4")
fr1 <- fourthcorner(mafragh$env, mafragh$flo, mafragh$traits$tabQuantitative, nrepet = 49)
phy <- read.tree(text = mafragh$tre)
lw <- nb2listw(mafragh$nb)
fr1.msr <- msr(fr1, listwORorthobasis = lw, phyloORorthobasis = phy)

fr1
fr1.msr
}




base::assign(".dptime", (proc.time() - get(".ptime", pos = "CheckExEnv")), pos = "CheckExEnv")
base::cat("msr.4thcorner", base::get(".format_ptime", pos = 'CheckExEnv')(get(".dptime", pos = "CheckExEnv")), "\n", file=base::get(".ExTimings", pos = 'CheckExEnv'), append=TRUE, sep="\t")
cleanEx()
nameEx("msr")
### * msr

flush(stderr()); flush(stdout())

base::assign(".ptime", proc.time(), pos = "CheckExEnv")
### Name: msr
### Title: Moran spectral randomization
### Aliases: msr msr.default
### Keywords: spatial

### ** Examples


library(spdep)
x1 <- matrix(rnorm(81*5), nrow = 81)
lw1 <- nb2listw(cell2nb(9, 9))

moran.mc(x1[,1], lw1, 2)$statistic

## singleton
x1.1 <- msr(x1[,1], lw1, nrepet = 9, method = "singleton")
apply(x1.1, 2, function(x) moran.mc(x, listw = lw1, nsim = 2)$statistic)

## triplet
x1.2 <- msr(x1[,1], lw1, nrepet = 9, method = "triplet")
apply(x1.2, 2, function(x) moran.mc(x, listw = lw1, nsim = 2)$statistic)

## pair
x1.3 <- msr(x1[,1], lw1, nrepet = 9, method = "pair")
apply(x1.3, 2, function(x) moran.mc(x, listw = lw1, nsim = 2)$statistic)

## pair with cor.fixed
x1.4 <- msr(x1[,1], lw1, nrepet = 9, cor.fixed = 0.5)
apply(x1.4, 2, function(x) moran.mc(x, listw = lw1, nsim = 2)$statistic)
cor(x1[,1], x1.4)

## pair preserving correlations for multivariate data
x1.5 <- msr(x1, lw1, nrepet = 9, cor.fixed = 0.5)
cor(x1)
lapply(x1.5, cor)

apply(x1, 2, function(x) moran.mc(x, listw = lw1, nsim = 2)$statistic)
apply(x1.5[[1]], 2, function(x) moran.mc(x, listw = lw1, nsim = 2)$statistic)

## singleton preserving correlations for multivariate data
x1.6 <- msr(x1, lw1, nrepet = 9, method = "singleton")
cor(x1)
lapply(x1.6, cor)

apply(x1, 2, function(x) moran.mc(x, listw = lw1, nsim = 2)$statistic)
apply(x1.6[[1]], 2, function(x) moran.mc(x, listw = lw1, nsim = 2)$statistic)




base::assign(".dptime", (proc.time() - get(".ptime", pos = "CheckExEnv")), pos = "CheckExEnv")
base::cat("msr", base::get(".format_ptime", pos = 'CheckExEnv')(get(".dptime", pos = "CheckExEnv")), "\n", file=base::get(".ExTimings", pos = 'CheckExEnv'), append=TRUE, sep="\t")
cleanEx()
nameEx("msr.mantelrtest")
### * msr.mantelrtest

flush(stderr()); flush(stdout())

base::assign(".ptime", proc.time(), pos = "CheckExEnv")
### Name: msr.mantelrtest
### Title: Moran spectral randomization for Mantel test
### Aliases: msr.mantelrtest
### Keywords: spatial

### ** Examples


if(require("ade4", quietly = TRUE)
& require("spdep", quietly = TRUE)){
data(mafragh, package = "ade4")

d1 <- dist(mafragh$env[,1:3])
d2 <- dist(mafragh$env[,7])
t1 <- mantel.randtest(d1,d2)
t1

lw <- nb2listw(mafragh$nb)
t2 <- msr(t1, listwORorthobasis = lw)
t2

}




base::assign(".dptime", (proc.time() - get(".ptime", pos = "CheckExEnv")), pos = "CheckExEnv")
base::cat("msr.mantelrtest", base::get(".format_ptime", pos = 'CheckExEnv')(get(".dptime", pos = "CheckExEnv")), "\n", file=base::get(".ExTimings", pos = 'CheckExEnv'), append=TRUE, sep="\t")
cleanEx()
nameEx("msr.varipart")
### * msr.varipart

flush(stderr()); flush(stdout())

base::assign(".ptime", proc.time(), pos = "CheckExEnv")
### Name: msr.varipart
### Title: Moran spectral randomization for variation partitioning
### Aliases: msr.varipart

### ** Examples

library(ade4)
library(spdep)
data(mafragh)
## Performing standard variation partitioning
dudiY <- dudi.pca(mafragh$flo, scannf = FALSE, scale = FALSE)
mafragh.lw <- nb2listw(mafragh$nb)
me <- mem(mafragh.lw, MEM.autocor = "positive")
vprda <- varipart(dudiY, mafragh$env, me, type = "parametric")

## Adjust estimation and compute p-value by msr methods
vprda.msr <- msr(vprda, mafragh.lw, nrepet=99)
vprda.msr



base::assign(".dptime", (proc.time() - get(".ptime", pos = "CheckExEnv")), pos = "CheckExEnv")
base::cat("msr.varipart", base::get(".format_ptime", pos = 'CheckExEnv')(get(".dptime", pos = "CheckExEnv")), "\n", file=base::get(".ExTimings", pos = 'CheckExEnv'), append=TRUE, sep="\t")
cleanEx()
nameEx("mst.nb")
### * mst.nb

flush(stderr()); flush(stdout())

base::assign(".ptime", proc.time(), pos = "CheckExEnv")
### Name: mst.nb
### Title: Function to compute neighborhood based on the minimum spanning
###   tree
### Aliases: mst.nb
### Keywords: spatial

### ** Examples


xy <- matrix(rnorm(60),30,2)
dxy <- dist(xy)
th <- give.thresh(dxy)
nb1 <- mst.nb(dxy)
nb1
wh1 <- which(as.matrix(dxy)==th,arr.ind=TRUE)
plot(nb1,xy,pch=20,cex=2,lty=3)
lines(xy[wh1[1,],1],xy[wh1[1,],2],lwd=2)
title(main="Maximum distance of the minimum spanning tree in bold")




base::assign(".dptime", (proc.time() - get(".ptime", pos = "CheckExEnv")), pos = "CheckExEnv")
base::cat("mst.nb", base::get(".format_ptime", pos = 'CheckExEnv')(get(".dptime", pos = "CheckExEnv")), "\n", file=base::get(".ExTimings", pos = 'CheckExEnv'), append=TRUE, sep="\t")
cleanEx()
nameEx("multispati")
### * multispati

flush(stderr()); flush(stdout())

base::assign(".ptime", proc.time(), pos = "CheckExEnv")
### Name: multispati
### Title: Multivariate spatial analysis
### Aliases: multispati plot.multispati summary.multispati print.multispati
### Keywords: multivariate spatial

### ** Examples



if (require(spdep, quiet = TRUE) & require(ade4, quiet = TRUE)) {
    data(mafragh)
    maf.xy <- mafragh$xy
    maf.flo <- mafragh$flo
    maf.listw <- nb2listw(mafragh$nb)
    if(adegraphicsLoaded()) {
      g1 <- s.label(maf.xy, nb = mafragh$nb, plab.cex = 0.75)
    } else {
      s.label(maf.xy, neig = mafragh$neig, clab = 0.75)
    }
    maf.coa <- dudi.coa(maf.flo,scannf = FALSE)
    maf.coa.ms <- multispati(maf.coa, maf.listw, scannf = FALSE, nfposi = 2, nfnega = 2)
    maf.coa.ms
    
    ### detail eigenvalues components
    fgraph <- function(obj){
      # use multispati summary
      sum.obj <- summary(obj)
      # compute Imin and Imax
      Ibounds <- moran.bounds(eval(as.list(obj$call)$listw))
      Imin <- Ibounds[1]
      Imax <- Ibounds[2]
      I0 <- -1/(nrow(obj$li)-1)
      # create labels
      labels <- lapply(1:length(obj$eig),function(i) bquote(lambda[.(i)]))
      # draw the plot
      xmax <- eval(as.list(obj$call)$dudi)$eig[1]*1.1
      par(las=1)
      var <- sum.obj[,2]
      moran <- sum.obj[,3]
      plot(x=var,y=moran,type='n',xlab='Inertia',ylab="Spatial autocorrelation (I)",
           xlim=c(0,xmax),ylim=c(Imin*1.1,Imax*1.1),yaxt='n')
      text(x=var,y=moran,do.call(expression,labels))
      ytick <- c(I0,round(seq(Imin,Imax,le=5),1))
      ytlab <- as.character(round(seq(Imin,Imax,le=5),1))
      ytlab <- c(as.character(round(I0,1)),as.character(round(Imin,1)),
           ytlab[2:4],as.character(round(Imax,1)))
      axis(side=2,at=ytick,labels=ytlab)
      rect(0,Imin,xmax,Imax,lty=2)
      segments(0,I0,xmax,I0,lty=2)
      abline(v=0)
      title("Spatial and inertia components of the eigenvalues")
    }
    fgraph(maf.coa.ms)
    ## end eigenvalues details


    if(adegraphicsLoaded()) {
      g2 <- s1d.barchart(maf.coa$eig, p1d.hori = FALSE, plot = FALSE)
      g3 <- s1d.barchart(maf.coa.ms$eig, p1d.hori = FALSE, plot = FALSE) 
      g4 <- s.corcircle(maf.coa.ms$as, plot = FALSE)
      G1 <- ADEgS(list(g2, g3, g4), layout = c(1, 3))
    } else {
      par(mfrow = c(1, 3))
      barplot(maf.coa$eig)
      barplot(maf.coa.ms$eig) 
      s.corcircle(maf.coa.ms$as)
      par(mfrow = c(1, 1))
    }
 
 
    if(adegraphicsLoaded()) {
      g5 <- s.value(maf.xy, -maf.coa$li[, 1], plot = FALSE)
      g6 <- s.value(maf.xy, -maf.coa$li[, 2], plot = FALSE)
      g7 <- s.value(maf.xy, maf.coa.ms$li[, 1], plot = FALSE)
      g8 <- s.value(maf.xy, maf.coa.ms$li[, 2], plot = FALSE)
      G2 <- ADEgS(list(g5, g6, g7, g8), layout = c(2, 2))
    } else {
      par(mfrow = c(2, 2))
      s.value(maf.xy, -maf.coa$li[, 1])
      s.value(maf.xy, -maf.coa$li[, 2])
      s.value(maf.xy, maf.coa.ms$li[, 1])
      s.value(maf.xy, maf.coa.ms$li[, 2])
      par(mfrow = c(1, 1))
    }


    w1 <- -maf.coa$li[, 1:2]
    w1m <- apply(w1, 2, lag.listw, x = maf.listw)
    w1.ms <- maf.coa.ms$li[, 1:2]
    w1.msm <- apply(w1.ms, 2, lag.listw, x = maf.listw)
    if(adegraphicsLoaded()) {
      g9 <- s.match(w1, w1m, plab.cex = 0.75, plot = FALSE)
      g10 <- s.match(w1.ms, w1.msm, plab.cex = 0.75, plot = FALSE)
      G3 <- cbindADEg(g9, g10, plot = TRUE)
    } else {
      par(mfrow = c(1,2))
      s.match(w1, w1m, clab = 0.75)
      s.match(w1.ms, w1.msm, clab = 0.75)
      par(mfrow = c(1, 1))
    }

    maf.pca <- dudi.pca(mafragh$env, scannf = FALSE)
    multispati.randtest(maf.pca, maf.listw)
    maf.pca.ms <- multispati(maf.pca, maf.listw, scannf=FALSE)
    plot(maf.pca.ms)
}





base::assign(".dptime", (proc.time() - get(".ptime", pos = "CheckExEnv")), pos = "CheckExEnv")
base::cat("multispati", base::get(".format_ptime", pos = 'CheckExEnv')(get(".dptime", pos = "CheckExEnv")), "\n", file=base::get(".ExTimings", pos = 'CheckExEnv'), append=TRUE, sep="\t")
graphics::par(get("par.postscript", pos = 'CheckExEnv'))
cleanEx()
nameEx("ortho.AIC")
### * ortho.AIC

flush(stderr()); flush(stdout())

base::assign(".ptime", proc.time(), pos = "CheckExEnv")
### Name: ortho.AIC
### Title: Compute AIC for models with orthonormal explanatory variables
### Aliases: ortho.AIC
### Keywords: models

### ** Examples


y <- matrix(rnorm(50),50,1)
x <- svd(scale(y %*% c(0.1,0.5,2,0,0.7)+matrix(rnorm(250),50,5)))$u
res <- ortho.AIC(y,x,ord.var=TRUE)
minAIC <- which.min(res$AICc)
nvar <- length(1:minAIC)+1 # number of orthogonal vectors + 1 for intercept
lm1 <- lm(y~x[,res$ord[1:minAIC]])
summary(lm1)$r.squared # R2
res$R2[minAIC] # the same
min(res$AICc) # corrected AIC
extractAIC(lm1) # classical AIC
min(res$AICc)-2*(nvar*(nvar+1))/(nrow(x)-nvar-1) # the same

lm2 <- lm(y~1)

res$AICc0 # corrected AIC for the null model
extractAIC(lm2) # classical AIC
res$AICc0-2*(1*(1+1))/(nrow(x)-1-1) # the same




base::assign(".dptime", (proc.time() - get(".ptime", pos = "CheckExEnv")), pos = "CheckExEnv")
base::cat("ortho.AIC", base::get(".format_ptime", pos = 'CheckExEnv')(get(".dptime", pos = "CheckExEnv")), "\n", file=base::get(".ExTimings", pos = 'CheckExEnv'), append=TRUE, sep="\t")
cleanEx()
nameEx("orthobasis.poly")
### * orthobasis.poly

flush(stderr()); flush(stdout())

base::assign(".ptime", proc.time(), pos = "CheckExEnv")
### Name: orthobasis.poly
### Title: Function to compute polynomial of geographical coordinates
### Aliases: orthobasis.poly
### Keywords: spatial

### ** Examples


if(require("ade4", quietly = TRUE)){
data(mafragh, package = "ade4")
pol2 <- orthobasis.poly(mafragh$Spatial) 

if(require("adegraphics", quietly = TRUE)){
plot(pol2, mafragh$Spatial)
}
}





base::assign(".dptime", (proc.time() - get(".ptime", pos = "CheckExEnv")), pos = "CheckExEnv")
base::cat("orthobasis.poly", base::get(".format_ptime", pos = 'CheckExEnv')(get(".dptime", pos = "CheckExEnv")), "\n", file=base::get(".ExTimings", pos = 'CheckExEnv'), append=TRUE, sep="\t")
cleanEx()
nameEx("plot.TBI")
### * plot.TBI

flush(stderr()); flush(stdout())

base::assign(".ptime", proc.time(), pos = "CheckExEnv")
### Name: plot.TBI
### Title: Plots of the outputs of a temporal beta diversity analysis
### Aliases: plot.TBI

### ** Examples


if(require("vegan", quietly = TRUE)) {

## Example 1 -

## Invertebrate communities subjected to insecticide treatment.

## As an example in their paper on Principal Response Curves (PRC method), van den 
## Brink & ter Braak (1999) used observations on the abundances of 178 invertebrate 
## species (macroinvertebrates and zooplankton) subjected to treatments in 12 mesocosms 
## by the insecticide chlorpyrifos. The mesocosms were sampled at 11 occasions. The 
## data, available in the {vegan} package, are log-transformed species abundances, 
## ytranformed = loge(10*y+1).

## The data of survey #4 will be compared to those of survey #11 in this example. 
## Survey #4 was carried out one week after the insecticide treatment, whereas the  
## fauna of the mesocosms was considered by the authors to have fully recovered from  
## the insecticide treatment at survey #11.

data(pyrifos)

## The mesocosms had originally been attributed at random to the treatments. However, 
## to facilitate presentation of the results, they will be listed here in order of 
## increased insecticide doses: {0, 0, 0, 0, 0.1, 0.1, 0.9, 0.9, 6, 6, 44, 44} 
## micro g/L.

## Select the 12 data rows of surveys 4 and 11 from the data file and reorder them

ord4 <- c(38,39,41,47,37,44,40,46,43,48,42,45)
ord11 <- c(122,123,125,131,121,128,124,130,127,132,126,129)

## Run the TBI function

res1 <- TBI(pyrifos[ord4,], pyrifos[ord11,], method = "%diff", nperm = 0, test.t.perm = FALSE)

res1$BCD.mat

## Draw BC plots

par(mfrow=c(1,2))

s.names <- paste("Surv",1:12,sep=".")

## In the 1st plot, the symbols have diameters proportional to the site TBI statistics 

plot(res1, s.names=s.names, col.bg="red", pch.loss=21, pch.gain=22, 
main="B-C plot, Pyrifos, surveys 4 & 11")

## In the 2nd plot, control the axes limit values by specifying xlim and ylim

plot(res1, s.names=1:12, col.bg="green", pch.loss=23, pch.gain=24, 
main="B-C plot, Pyrifos, surveys 4 & 11", xlim=c(0,0.5), ylim=c(0.1,0.6))

## In the 3rd plot, draw all symbols small and of the same size, using cex.symb=NULL

dev.off()

plot(res1, s.names=1:12, col.bg="gold", pch.loss=23, pch.gain=24, 
main="B-C plot, Pyrifos, surveys 4 & 11", cex.symb=NULL)

## Example 2 -

## This example uses the mite data available in vegan. Let us pretend that sites 1-20 
## represent a survey at time 1 (T1) and sites 21-40 a survey at time 2 (T2).

data(mite)

## Run the TBI function

res2 <- TBI(mite[1:20,],mite[21:40,],method="%diff",nperm=0,test.t.perm=FALSE)

res2$BCD.mat

## Draw BC plots

par(mfrow=c(1,2))

s.names=rownames(res2$BCD.mat)

## In the 1st plot, the symbols have diameters proportional to the site TBI statistics

plot(res2, s.names=s.names, col.bg="cadetblue2", pch.loss=21, pch.gain=22, 
main="B-C plot, Mite data")

# In the 2nd plot, control the axes limit values by specifying xlim and ylim

plot(res2, s.names=1:20, col.rim="coral2", pch.loss=19, pch.gain=15, 
main="B-C plot, Mite data", xlim=c(0,0.6), ylim=c(0,0.6))

}




base::assign(".dptime", (proc.time() - get(".ptime", pos = "CheckExEnv")), pos = "CheckExEnv")
base::cat("plot.TBI", base::get(".format_ptime", pos = 'CheckExEnv')(get(".dptime", pos = "CheckExEnv")), "\n", file=base::get(".ExTimings", pos = 'CheckExEnv'), append=TRUE, sep="\t")
graphics::par(get("par.postscript", pos = 'CheckExEnv'))
cleanEx()
nameEx("plot.constr.hclust")
### * plot.constr.hclust

flush(stderr()); flush(stdout())

base::assign(".ptime", proc.time(), pos = "CheckExEnv")
### Name: plot.constr.hclust
### Title: Plotting Method For Space- And Time-Constrained Clustering
### Aliases: plot.constr.hclust

### ** Examples


## Artificial map data from Legendre & Legendre (2012, Fig. 13.26)
## n = 16

dat <- c(41,42,25,38,50,30,41,43,43,41,30,50,38,25,42,41)
coord.dat <- matrix(c(1,3,5,7,2,4,6,8,1,3,5,7,2,4,6,8,
                      4.4,4.4,4.4,4.4,3.3,3.3,3.3,3.3,
                      2.2,2.2,2.2,2.2,1.1,1.1,1.1,1.1),16,2)

## Obtaining a list of neighbours:
library(spdep)
listW <- nb2listw(tri2nb(coord.dat), style="B")
links.mat.dat <- listw2mat(listW)
neighbors <- listw2sn(listW)[,1:2]

## Calculating the (Euclidean) distance between points:
D.dat <- dist(dat)

## Display the points:
plot(coord.dat, type='n',asp=1)
title("Delaunay triangulation")
text(coord.dat, labels=as.character(as.matrix(dat)), pos=3)
for(i in 1:nrow(neighbors))
    lines(rbind(coord.dat[neighbors[i,1],],
          coord.dat[neighbors[i,2],]))

## Clustering with a contiguity constraint described by a list of
## links:
grpWD2cst_constr_hclust <-
    constr.hclust(
        D.dat, method="ward.D2",
        neighbors, coord.dat)

## Plot the results with k=5 clusters on a map:
plot(grpWD2cst_constr_hclust, k=5, links=TRUE, las=1,
     xlab="Eastings", ylab="Northings", cex=3, lwd=3)

## Repeat the plot with other values of k (number of groups)




base::assign(".dptime", (proc.time() - get(".ptime", pos = "CheckExEnv")), pos = "CheckExEnv")
base::cat("plot.constr.hclust", base::get(".format_ptime", pos = 'CheckExEnv')(get(".dptime", pos = "CheckExEnv")), "\n", file=base::get(".ExTimings", pos = 'CheckExEnv'), append=TRUE, sep="\t")
cleanEx()
nameEx("plot.orthobasisSp")
### * plot.orthobasisSp

flush(stderr()); flush(stdout())

base::assign(".ptime", proc.time(), pos = "CheckExEnv")
### Name: plot.orthobasisSp
### Title: Function to display Moran's Eigenvector Maps (MEM) and other
###   spatial orthogonal bases
### Aliases: plot.orthobasisSp

### ** Examples

if(require("ade4", quietly = TRUE) & require("spdep", quietly = TRUE)){
data(mafragh)
me <- mem(nb2listw(mafragh$nb))

if(require("adegraphics", quietly = TRUE)){
plot(me[,1:6], mafragh$xy)
plot(me[,1:6], mafragh$Spatial) 
}
}
        



base::assign(".dptime", (proc.time() - get(".ptime", pos = "CheckExEnv")), pos = "CheckExEnv")
base::cat("plot.orthobasisSp", base::get(".format_ptime", pos = 'CheckExEnv')(get(".dptime", pos = "CheckExEnv")), "\n", file=base::get(".ExTimings", pos = 'CheckExEnv'), append=TRUE, sep="\t")
cleanEx()
nameEx("rotation")
### * rotation

flush(stderr()); flush(stdout())

base::assign(".ptime", proc.time(), pos = "CheckExEnv")
### Name: rotation
### Title: Rotate a set of point by a certain angle
### Aliases: rotation
### Keywords: manip

### ** Examples


### Create a set of coordinates
coords<-cbind(runif(20),runif(20))

### Create a series of angles
rad<-seq(0,pi,l=20)

for(i in rad){
	coords.rot<-rotation(coords,i)
	plot(coords.rot)
}

### Rotate the coordinates by an angle of 90 degrees
coords.90<-rotation(coords,90*pi/180)
coords.90

plot(coords,xlim=range(rbind(coords.90,coords)[,1]),ylim=range(rbind(coords.90,coords)[,2]),asp=1)
points(coords.90,pch=19)




base::assign(".dptime", (proc.time() - get(".ptime", pos = "CheckExEnv")), pos = "CheckExEnv")
base::cat("rotation", base::get(".format_ptime", pos = 'CheckExEnv')(get(".dptime", pos = "CheckExEnv")), "\n", file=base::get(".ExTimings", pos = 'CheckExEnv'), append=TRUE, sep="\t")
cleanEx()
nameEx("scalogram")
### * scalogram

flush(stderr()); flush(stdout())

base::assign(".ptime", proc.time(), pos = "CheckExEnv")
### Name: scalogram
### Title: Function to compute a scalogram
### Aliases: scalogram plot.scalogram
### Keywords: spatial

### ** Examples

if(require("ade4", quietly = TRUE) & require("spdep", quietly = TRUE)){
data(mafragh)
me <- mem(nb2listw(mafragh$nb))

if(require("adegraphics", quietly = TRUE)){
sc1 <- scalogram(mafragh$env$Conduc, me, nblocks = 10)
plot(sc1) 
}
}
 



base::assign(".dptime", (proc.time() - get(".ptime", pos = "CheckExEnv")), pos = "CheckExEnv")
base::cat("scalogram", base::get(".format_ptime", pos = 'CheckExEnv')(get(".dptime", pos = "CheckExEnv")), "\n", file=base::get(".ExTimings", pos = 'CheckExEnv'), append=TRUE, sep="\t")
cleanEx()
nameEx("stimodels")
### * stimodels

flush(stderr()); flush(stdout())

base::assign(".ptime", proc.time(), pos = "CheckExEnv")
### Name: stimodels
### Title: Space-time interaction in ANOVA without replication
### Aliases: stimodels quicksti
### Keywords: multivariate spatial

### ** Examples

# The "trichoptera" data set contains the abundances of 56 Trichoptera species captured 
# during 100 consecutive days in 22 emergence traps along a stream. The 22 traps 
# (sites) form a regular transect, with geographic positions 1 to 22. The original 
# daily data collected at each site were pooled into 10 survey periods for the study 
# of Legendre et al. (2010) in order to reduce the very high proportion of zeros in the 
# original data matrix. Order of the observations in the data set: the 22 traps (sites) 
# are nested within the survey weeks, as required by the 'stimodels' and 'quicksti' 
# functions.

data(trichoptera)

# log-transform the species data, excluding the Site and Date colums

trich.log <- log1p(trichoptera[,-c(1,2)]) 

# A log-chord transformation (Legendre & Borcard 2018) would also be appropriate for 
# these data: trich.tr <- decostand(log1p(trichoptera[,-c(1,2)]), method="norm")

# Example 1. Compute the space-time interaction test using model 5. By specifying the  
# number of sites (traps), the sofware assumes that they form a regular transect with  
# equispaced sites. Important note to users – In real analyses, use more than 99 
# permutations.

out.1 <- stimodels(trich.log, S=22, Ti=10, model="5", nperm=99)

# The interaction is significant. Because of that, test results for the main effects, 
# space and time, obtained with model 5, cannot be interpreted. Tests of spatial 
# variation can be done for individual times using simple RDA against dbMEM.S  
# variables. Likewise, tests of temporal variation can be done for individual sites  
# using simple RDA against dbMEM.T variables. A global test of the hypothesis that none 
# of the times shows a significant spatial structure can be done with model 6a. For a  
# global test of temporal structure at the various sites, use model 6b.

## Not run: 
##D      # Code not run during CRAN software tests
##D 
##D # Example 2. Run space-time analysis with global tests for main effects after testing
##D # the interaction, which is significant in this example 
##D 
##D out.2 <- quicksti(trich.log, S=22, Ti=10, nperm=999)
##D 
##D # Since the interaction is significant, function 'quicksti' will carry out the 
##D # tests of existence of a spatial (at least in one of the time periods) and temporal 
##D # (at least at one of the sites) structures using models 6a and 6b, respectively.
##D 
##D # 3. Run space-time analysis for two time blocks only, i.e. time periods 6 and 7,   
##D # then time periods 8 and 9.
##D 
##D # Example 3.1. Time periods 6 and 7. The interaction is not significant. In that case,  
##D # function 'quicksti' carries out the tests of the main effects using model 5.
##D 
##D out.3 <- quicksti(trich.log[111:154,], S=22, Ti=2, nperm=999)
##D 
##D # Example 3.2. Time periods 8 and 9. The interaction is significant. In that case,  
##D # 'quicksti' carries out the tests of the spatial effects using model 6a. Model 6b 
##D # cannot proceed with the test of the temporal effect because Ti=2. An explanation is 
##D # printed in the output list.
##D 
##D out.4 <- quicksti(trich.log[155:198,], S=22, Ti=2, nperm=999)
##D 
##D # 4. Illustrations of the use of 'COD.S' and 'COD.T' in STI analysis
##D 
##D # The following examples illustrate how to use other representations of the spatial or 
##D # temporal relationships among observations, through arguments 'COD.S' and 
##D # 'COD.T' of functions 'stimodels' and 'quicksti'. The trichoptera data 
##D # are used again.
##D 
##D # Example 4.1. Explicitly compute dbMEMs for the spatial structure along the regular 
##D # transect, using function 'dbmem' of adespatial, and provide it to 'stimodels' 
##D # or 'quicksti' as argument 'COD.S'. The dbMEMs must first be computed on the
##D # transect, then repeated (Ti-1) times to provide Ti repeats in total.
##D 
##D dbMEM.S1 <- as.matrix(dbmem(1:22))
##D dbMEM.S10 <- dbMEM.S1
##D for(j in 2:10) dbMEM.S10 <- rbind(dbMEM.S10, dbMEM.S1)
##D out.5 <- stimodels(trich.log, S=22, Ti=10, model="5", COD.S=dbMEM.S10, nperm=999)
##D 
##D # Results should be identical to those in output file out.1 of Example 1, except for 
##D # P-values which can vary slightly.
##D 
##D # Example 4.2. Assume now that the sampling sites have irregular positions, as 
##D # described by the following matrix of geographic coordinates 'xy.trich'. Provide 
##D # this matrix to argument S of 'stimodels'
##D 
##D xy.trich = matrix(c(1:5,11:15,21:25,31:35,41,42,rep(c(1,2),11)),22,2)
##D plot(xy.trich, asp=1)   # Plot a quick map of the site positions
##D out.6 <- stimodels(trich.log, S=xy.trich, Ti=10, model="5", nperm=999)
##D 
##D # Example 4.3. Compute a matrix of dbMEMs for the sites. The coding matrix provided to 
##D # argument 'COD.S' must contain repeated dbMEM.S codes because that matrix must have 
##D # the same number of rows as matrix Y. Construct coding matrix dbMEM.S10 containing the 
##D # dbMEM.S codes repeated 10 times. 
##D 
##D dbMEM.S1 <- as.matrix(dbmem(xy.trich))
##D dbMEM.S10 = dbMEM.S1
##D for(i in 1:9) dbMEM.S10 <- rbind(dbMEM.S10, dbMEM.S1)
##D out.7 <- stimodels(trich.log, S=22, Ti=10, model="5", COD.S=dbMEM.S10, nperm=999)
##D 
##D # Compare the results with those obtained in the output file out6, example 4.2.
##D 
##D # Careful: If an analysis requires a dbMEM coding matrix for 'COD.T', the dbMEM.T    
##D # codes must follow the required data arrangement: sites must be nested within times.
##D # The following function can be used to construct a dbMEM.T matrix.
##D 
##D MEM.T <- function(s, tt, coord.T=NULL)
##D   # Documentation of function MEM.T –
##D  # Generate a matrix of temporal eigenfunctions for input into stimodels, 
##D  # with sites nested within times.
##D  # Arguments –
##D  # s : number of space points (sites)
##D  # tt : number of time points
##D  # coord.T : optional matrix or vector giving the time point coordinates
##D   {
##D   n <- s*tt
##D   if(is.null(coord.T)) coord.T <- as.matrix(1:tt)
##D   MEM.TT <- as.matrix(dbmem(coord.T))
##D   dbMEM.T <- matrix(0,n,ncol(MEM.TT))    # Empty matrix to house dbMEM.T		
##D   beg.x <- seq(1, n, by=s)
##D   for(i in 1:tt) { # Fill tt blocks of rows with identical MEM.TT values
##D 	  for(j in 1:s) dbMEM.T[(beg.x[i]+j-1),] <- MEM.TT[i,]
##D 	  }
##D   dbMEM.T
##D   }
##D 
##D # Example of use of function MEM.T
##D  
##D dbMEM.T <- MEM.T(s=6, tt=5)
##D # Check the size of the dbMEM.T output matrix
##D dim(dbMEM.T)
##D 
## End(Not run)   # End of code not run during CRAN software tests




base::assign(".dptime", (proc.time() - get(".ptime", pos = "CheckExEnv")), pos = "CheckExEnv")
base::cat("stimodels", base::get(".format_ptime", pos = 'CheckExEnv')(get(".dptime", pos = "CheckExEnv")), "\n", file=base::get(".ExTimings", pos = 'CheckExEnv'), append=TRUE, sep="\t")
cleanEx()
nameEx("test.W")
### * test.W

flush(stderr()); flush(stdout())

base::assign(".ptime", proc.time(), pos = "CheckExEnv")
### Name: test.W
### Title: Function to compute and test eigenvectors of spatial weighting
###   matrices
### Aliases: test.W
### Keywords: spatial

### ** Examples


if(require(ade4) & require(spdep)){

data(oribatid)
# Hellinger transformation
fau <- sqrt(oribatid$fau / outer(apply(oribatid$fau, 1, sum), rep(1, ncol(oribatid$fau)), "*"))
# remove gradient effect
faudt <- resid(lm(as.matrix(fau) ~ as.matrix(oribatid$xy)))

# test a binary spatial weighting matrix
nbtri <- tri2nb(as.matrix(oribatid$xy))
tri.res <- test.W(faudt, nbtri)

maxi <- max(unlist(nbdists(nbtri, as.matrix(oribatid$xy))))

# test a simple spatial weighting function of the distance
f1 <- function(x) {1-(x)/(maxi)}
tri.f1 <- test.W(faudt, nbtri, f = f1, xy = as.matrix(oribatid$xy))

# test a spatial weighting function with various values of parameters
f2 <- function(x,dmax,y) {1-(x^y)/(dmax)^y}
tri.f2 <- test.W(faudt,nbtri, f = f2, y = 2:10, dmax = maxi, xy = as.matrix(oribatid$xy))
}




base::assign(".dptime", (proc.time() - get(".ptime", pos = "CheckExEnv")), pos = "CheckExEnv")
base::cat("test.W", base::get(".format_ptime", pos = 'CheckExEnv')(get(".dptime", pos = "CheckExEnv")), "\n", file=base::get(".ExTimings", pos = 'CheckExEnv'), append=TRUE, sep="\t")
cleanEx()
nameEx("tpaired.krandtest")
### * tpaired.krandtest

flush(stderr()); flush(stdout())

base::assign(".ptime", proc.time(), pos = "CheckExEnv")
### Name: tpaired.krandtest
### Title: Paired t-tests of differences between T1 and T2 for each species
### Aliases: tpaired.krandtest

### ** Examples


if(require("vegan", quietly = TRUE)) {

## Invertebrate communities subjected to insecticide treatment.

## As an example in their paper on Principal Response Curves (PRC), van den Brink & ter 
## Braak (1999) used observations on the abundances of 178 invertebrate species 
## (macroinvertebrates and zooplankton) subjected to treatments in 12 mesocosms by the 
## insecticide chlorpyrifos. The mesocosms were sampled at 11 occasions. The data, 
## available in the {vegan} package, are log-transformed species abundances, 
## y.tranformed = loge(10*y+1).

## The data of survey #4 will be compared to those of survey #11 in this example.  
## Survey #4 was carried out one week after the insecticide treatment, whereas the 
## fauna of the mesocosms was considered to have fully recovered from the treatment 
## at the time of survey #11.

data(pyrifos)

## The mesocosms had originally been attributed at random to the treatments. However,  
## to facilitate presentation of the results, they will be listed here in order of 
## increased insecticide doses: {0, 0, 0, 0, 0.1, 0.1, 0.9, 0.9, 6, 6, 44, 44} 
## micro g/L.

survey4.order = c(38,39,41,47,37,44,40,46,43,48,42,45)

survey11.order = c(122,123,125,131,121,128,124,130,127,132,126,129)

## Paired t-tests of differences between survey.4 and survey.11 for the p species

res <- tpaired.krandtest(pyrifos[survey4.order,],pyrifos[survey11.order,])

}




base::assign(".dptime", (proc.time() - get(".ptime", pos = "CheckExEnv")), pos = "CheckExEnv")
base::cat("tpaired.krandtest", base::get(".format_ptime", pos = 'CheckExEnv')(get(".dptime", pos = "CheckExEnv")), "\n", file=base::get(".ExTimings", pos = 'CheckExEnv'), append=TRUE, sep="\t")
cleanEx()
nameEx("tpaired.randtest")
### * tpaired.randtest

flush(stderr()); flush(stdout())

base::assign(".ptime", proc.time(), pos = "CheckExEnv")
### Name: tpaired.randtest
### Title: Permutational paired t-test
### Aliases: tpaired.randtest

### ** Examples


## Deer leg length, data from Zar (1999, p. 162).

deer <- matrix(c(142,140,144,144,142,146,149,150,142,148,138,136,147,139,143,141,143,
145,136,146),10,2)

rownames(deer) <- paste("Deer",1:10,sep=".")

colnames(deer) <- c('Hind.leg', 'Fore.leg')

res <- tpaired.randtest(deer[,1], deer[,2])   # Two-tailed test by default

## Compare the results to:  res2 = t.test(deer[,1], deer[,2], paired=TRUE)




base::assign(".dptime", (proc.time() - get(".ptime", pos = "CheckExEnv")), pos = "CheckExEnv")
base::cat("tpaired.randtest", base::get(".format_ptime", pos = 'CheckExEnv')(get(".dptime", pos = "CheckExEnv")), "\n", file=base::get(".ExTimings", pos = 'CheckExEnv'), append=TRUE, sep="\t")
cleanEx()
nameEx("variogmultiv")
### * variogmultiv

flush(stderr()); flush(stdout())

base::assign(".ptime", proc.time(), pos = "CheckExEnv")
### Name: variogmultiv
### Title: Function to compute multivariate empirical variogram
### Aliases: variogmultiv
### Keywords: spatial

### ** Examples


if(require(ade4)){
data(oribatid)
# Hellinger transformation
fau <- sqrt(oribatid$fau / outer(apply(oribatid$fau, 1, sum), rep(1, ncol(oribatid$fau)), "*"))
# Removing linear effect
faudt <- resid(lm(as.matrix(fau) ~ as.matrix(oribatid$xy))) 
mvspec <- variogmultiv(faudt, oribatid$xy, nclass = 20)
mvspec
plot(mvspec$d, mvspec$var,type = 'b', pch = 20, xlab = "Distance", ylab = "C(distance)")
}




base::assign(".dptime", (proc.time() - get(".ptime", pos = "CheckExEnv")), pos = "CheckExEnv")
base::cat("variogmultiv", base::get(".format_ptime", pos = 'CheckExEnv')(get(".dptime", pos = "CheckExEnv")), "\n", file=base::get(".ExTimings", pos = 'CheckExEnv'), append=TRUE, sep="\t")
### * <FOOTER>
###
cleanEx()
options(digits = 7L)
base::cat("Time elapsed: ", proc.time() - base::get("ptime", pos = 'CheckExEnv'),"\n")
grDevices::dev.off()
###
### Local variables: ***
### mode: outline-minor ***
### outline-regexp: "\\(> \\)?### [*]+" ***
### End: ***
quit('no')
